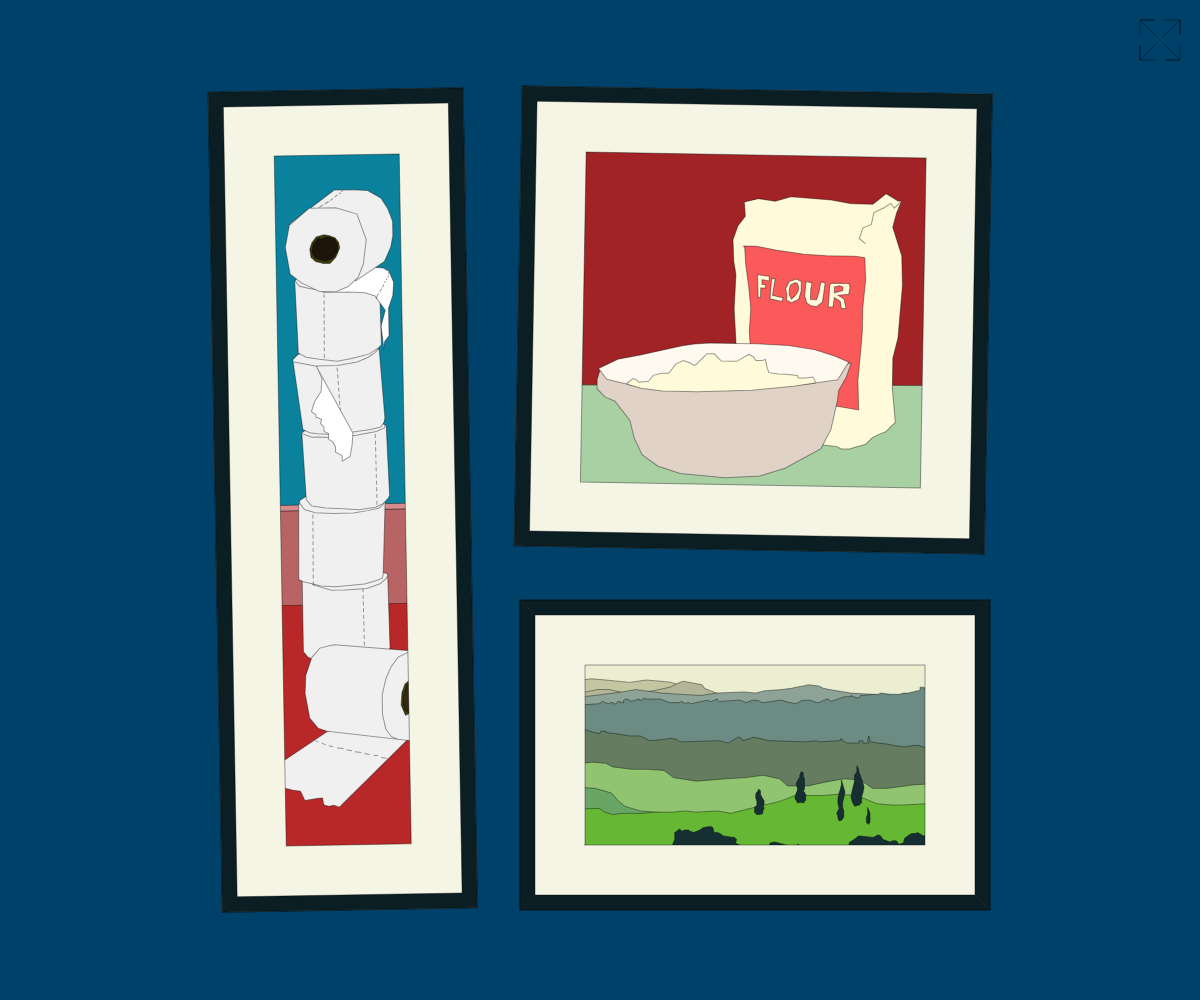
Frame 1 (no input)
Frame 60 (no input): identical to frame 1, image omitted
Frame 120 (the mouse pressed at the canvas centre since frame 60): identical to frame 1, image omitted

The p5.js sketch that drew this single still picture (run headless with seeded random() and noise() and a simulated clock; from frame 60 on, the mouse is pressed at the canvas centre):

// p5.js sketch
// ── sketch.js
//Colours
let lineColour = ([0, 100]);
let buttonColour = ([0, 100]);

let wall = ([0, 65, 105]);

let tr = 255;

let Frame = ([10, 30, 35, tr]);
let paperwhite = ([245, 245, 230]);

let rollwhite = ([240, 240, 240]);

let wallSideTopColour = ([255, 220, 30, tr]);
let wallSideRightColour = ([255, 250, 30, tr]);
let wallSideBottomColour = ([255, 250, 150, tr]);
let wallSideLeftColour = ([255, 140, 30, tr]);

let frontWindowSurroundColour = ([15, 140, 150]);
let frontWindowEdgeColourTop = ([10, 190, 140]);
let frontWindowEdgeColourRight = ([10, 170, 120]);
let frontWindowEdgeColourBottom = ([20, 210, 160]);
let frontWindowEdgeColourLeft = ([10, 180, 130]);

let frontWindowBackColour = ([5, 120, 110]);
let frontWindowTopColour = ([225, 235, 10]);
let frontWindowBottomColour = ([212, 222, 5]);

let frontWindowHighlightColourR;
let frontWindowHighlightColourG;
let frontWindowHighlightColourB;

//Width Centre variable
let hc;
let wc;
let sc;
let scale;
let xscaler;
let yscaler;

let s1 = 0;
let t1 = 0;
let w1 = 0;

//  s = a   t = b   w = c
let sAngle = 1;
let tAngle = -1;
let wAngle = 0;

let coll = 111;
let randomTilt;
let sign = [2, 1, -2, -1];

function setup() {
  createCanvas(windowWidth, windowHeight);
  hc = height / 2;
  wc = width / 2;
  //Smaller dimension
  if (wc < hc) {
    sc = wc;
  } else if (hc < wc) {
    sc = hc;
  } else {
    sc = hc;
  }
  scale = sc / 100
  xscaler = 1;
  yscaler = 1;

  angleMode(DEGREES)

}

function windowResized() {
  resizeCanvas(windowWidth, windowHeight);
  hc = height / 2;
  wc = width / 2;
  //Smaller dimension
  if (wc < hc) {
    sc = wc
  } else if (hc < wc) {
    sc = hc
  } else {
    sc = hc
  }
  scale = sc / 100
}

function draw() {
  background(wall);
  stroke(lineColour);
  strokeWeight(scale / 5);
  randomTilt = random(sign);

  //Sqaure Frame
  //a
  {
    //Scale a
    let a_sx = scale * xscaler;
    let a_sy = scale * yscaler;

    //Position a
    let as_px = 0;
    let as_py = 0;


    //Points >> + or - ((value * scaler) + positioner)

    //Middle0
    //TL
    a1x = wc - ((16 * a_sx) + as_px);
    a1y = hc - ((82 * a_sy) + as_py);
    //TR
    a2x = wc + ((78 * a_sx) + as_px);
    a2y = hc - ((82 * a_sy) + as_py);
    //BR
    a3x = wc + ((78 * a_sx) + as_px);
    a3y = hc + ((10 * a_sy) + as_py);
    //BL
    a4x = wc - ((16 * a_sx) + as_px);
    a4y = hc + ((10 * a_sy) + as_py);

    //circle
    //TL
    a1xC = wc - ((16 * a_sx) + as_px);
    a1yC = hc - ((82 * a_sy) + as_py);
    //TR
    a2xC = wc + ((78 * a_sx) + as_px);
    a2yC = hc - ((82 * a_sy) + as_py);
    //BR
    a3xC = wc + ((78 * a_sx) + as_px);
    a3yC = hc + ((10 * a_sy) + as_py);
    //BL
    a4xC = wc - ((16 * a_sx) + as_px);
    a4yC = hc + ((10 * a_sy) + as_py);


  }
  //aA
  {
    //Scale aA
    let aA_sx = scale * xscaler;
    let aA_sy = scale * yscaler;

    //Position aA
    let aA_px = 0;
    let aA_py = 0;


    //Points >> + or - ((value * scaler) + positioner)

    //Middle0
    if(s1 == 0){
    //TL
    aA1x = wc - ((13 * aA_sx) + aA_px);
    aA1y = hc - ((79 * aA_sy) + aA_py);
    //TR
    aA2x = wc + ((75 * aA_sx) + aA_px);
    aA2y = hc - ((79 * aA_sy) + aA_py);
    //BR
    aA3x = wc + ((75 * aA_sx) + aA_px);
    aA3y = hc + ((7 * aA_sy) + aA_py);
    //BL
    aA4x = wc - ((13 * aA_sx) + aA_px);
    aA4y = hc + ((7 * aA_sy) + aA_py);
    }


  }
  //aB
  {
    //Scale aB
    let aB_sx = scale * xscaler;
    let aB_sy = scale * yscaler;

    //Position aB
    let aB_px = 0;
    let aB_py = 0;


    //Points >> + or - ((value * scaler) + positioner)

    //Middle0
    if(s1 == 0){
    //TL
    aB1x = wc - ((3 * aB_sx) + aB_px);
    aB1y = hc - ((69 * aB_sy) + aB_py);
    //TR
    aB2x = wc + ((65 * aB_sx) + aB_px);
    aB2y = hc - ((69 * aB_sy) + aB_py);
    //BR
    aB3x = wc + ((65 * aB_sx) + aB_px);
    aB3y = hc - ((3 * aB_sy) + aB_py);
    //
    aB4x = wc - ((3 * aB_sx) + aB_px);
    aB4y = hc - ((3 * aB_sy) + aB_py);
    }


  }

  //Tall Frame
  //b
  {
    //Scale b
    let b_sx = scale * xscaler;
    let b_sy = scale * yscaler;

    //Position b
    let b_px = 0;
    let b_py = 0;

    //Points >> + or - ((value * scaler) + positioner)
    b1x = wc - ((78 * b_sx) + b_px);
    b1y = hc - ((82 * b_sy) + b_py);

    b2x = wc - ((27 * b_sx) + b_px);
    b2y = hc - ((82 * b_sy) + b_py);

    b3x = wc - ((27 * b_sx) + b_px);
    b3y = hc + ((82 * b_sy) + b_py);

    b4x = wc - ((78 * b_sx) + b_px);
    b4y = hc + ((82 * b_sy) + b_py);


    //circle
    //tl
    b1xC = wc - ((78 * b_sx) + b_px);
    b1yC = hc - ((82 * b_sy) + b_py);

    b2xC = wc - ((27 * b_sx) + b_px);
    b2yC = hc - ((82 * b_sy) + b_py);

    b3xC = wc - ((27 * b_sx) + b_px);
    b3yC = hc + ((82 * b_sy) + b_py);

    b4xC = wc - ((78 * b_sx) + b_px);
    b4yC = hc + ((82 * b_sy) + b_py);


  }
  //bA
  {
    //Scale bA
    let bA_sx = scale * xscaler;
    let bA_sy = scale * yscaler;

    //Position bA
    let bA_px = 0;
    let bA_py = 0;


    //Points >> + or - ((value * scaler) + positioner)

    //Middle0
    if(t1 == 0){
    //TL
    bA1x = wc - ((75 * bA_sx) + bA_px);
    bA1y = hc - ((79 * bA_sy) + bA_py);

    bA2x = wc - ((30 * bA_sx) + bA_px);
    bA2y = hc - ((79 * bA_sy) + bA_py);

    bA3x = wc - ((30 * bA_sx) + bA_px);
    bA3y = hc + ((79 * bA_sy) + bA_py);

    bA4x = wc - ((75 * bA_sx) + bA_px);
    bA4y = hc + ((79 * bA_sy) + bA_py);
    }


  }
  //bB
  {
    //Scale bB
    let bB_sx = scale * xscaler;
    let bB_sy = scale * yscaler;

    //Position bB
    let bB_px = 0;
    let bB_py = 0;


    //Points >> + or - ((value * scaler) + positioner)

    //Middle0
    if(t1 == 0){
    //TL
    bB1x = wc - ((65 * bB_sx) + bB_px);
    bB1y = hc - ((69 * bB_sy) + bB_py);

    bB2x = wc - ((40 * bB_sx) + bB_px);
    bB2y = hc - ((69 * bB_sy) + bB_py);

    bB3x = wc - ((40 * bB_sx) + bB_px);
    bB3y = hc + ((69 * bB_sy) + bB_py);

    bB4x = wc - ((65 * bB_sx) + bB_px);
    bB4y = hc + ((69 * bB_sy) + bB_py);
    }


  }

  //Wide Frame
  //c
  {
    //Scale c
    let c_sx = scale * xscaler;
    let c_sy = scale * yscaler;

    //Position c
    let c_px = 0;
    let c_py = 0;

    //Points >> + or - ((value * scaler) + positioner)
    c1x = wc - ((16 * c_sx) + c_px);
    c1y = hc + ((20 * c_sy) + c_py);
    //TR
    c2x = wc + ((78 * c_sx) + c_px);
    c2y = hc + ((20 * c_sy) + c_py);
    //BR
    c3x = wc + ((78 * c_sx) + c_px);
    c3y = hc + ((82 * c_sy) + c_py);
    //BL
    c4x = wc - ((16 * c_sx) + c_px);
    c4y = hc + ((82 * c_sy) + c_py);

    //circle
    //tl
    c1xC = wc - ((16 * c_sx) + c_px);
    c1yC = hc + ((20 * c_sy) + c_py);
    //TR
    c2xC = wc + ((78 * c_sx) + c_px);
    c2yC = hc + ((20 * c_sy) + c_py);
    //BR
    c3xC = wc + ((78 * c_sx) + c_px);
    c3yC = hc + ((82 * c_sy) + c_py);
    //BL
    c4xC = wc - ((16 * c_sx) + c_px);
    c4yC = hc + ((82 * c_sy) + c_py);
  }
  //cA
  {
    //Scale cA
    let cA_sx = scale * xscaler;
    let cA_sy = scale * yscaler;

    //Position cA
    let cA_px = 0;
    let cA_py = 0;


    //Points >> + or - ((value * scaler) + positioner)

    //Middle0
    if(w1 == 0){
    //TL
    cA1x = wc - ((13 * cA_sx) + cA_px);
    cA1y = hc + ((23 * cA_sy) + cA_py);
    //TR
    cA2x = wc + ((75 * cA_sx) + cA_px);
    cA2y = hc + ((23 * cA_sy) + cA_py);
    //BR
    cA3x = wc + ((75 * cA_sx) + cA_px);
    cA3y = hc + ((79 * cA_sy) + cA_py);
    //BL
    cA4x = wc - ((13 * cA_sx) + cA_px);
    cA4y = hc + ((79 * cA_sy) + cA_py);
    }


  }
  //cB
  {
    //Scale cB
    let cB_sx = scale * xscaler;
    let cB_sy = scale * yscaler;

    //Position cB
    let cB_px = 0;
    let cB_py = 0;


    //Points >> + or - ((value * scaler) + positioner)

    //Middle0
    if(w1 == 0){
    //TL
    cB1x = wc - ((3 * cB_sx) + cB_px);
    cB1y = hc + ((33 * cB_sy) + cB_py);

    cB2x = wc + ((65 * cB_sx) + cB_px);
    cB2y = hc + ((33 * cB_sy) + cB_py);

    cB3x = wc + ((65 * cB_sx) + cB_px);
    cB3y = hc + ((69 * cB_sy) + cB_py);

    cB4x = wc - ((3 * cB_sx) + cB_px);
    cB4y = hc + ((69 * cB_sy) + cB_py);
    }


  }


  //Square Frame —————————————————————————————————————————————
  push();
  translate((a2xC+((a1xC-a2xC)/2)),(a4yC+((a1yC-a4yC)/2)-(scale*20)));

  push();
  rotate(sAngle)

  push()
  translate(-(a2xC+((a1xC-a2xC)/2)),-(a4yC+((a1yC-a4yC)/2)-(scale*20)));

  //baking
{
fill(200,0);
let baking_x = -scale*20;
let baking_y = -scale*86;
let baking_xScale = scale/4.2;
let baking_yScale = scale/4.2;
beginShape();
  fill(162,35,37);
vertex(wc+(baking_xScale*62)+baking_x,hc+(baking_yScale*60)+baking_y);
vertex(wc+(baking_xScale*382)+baking_x,hc+(baking_yScale*58)+baking_y);
vertex(wc+(baking_xScale*375)+baking_x,hc+(baking_yScale*362)+baking_y);
vertex(wc+(baking_xScale*49)+baking_x,hc+(baking_yScale*367)+baking_y);
endShape(CLOSE);

  fill(168,208,162);
beginShape();
vertex(wc+(baking_xScale*70)+baking_x,hc+(baking_yScale*267)+baking_y);
vertex(wc+(baking_xScale*383)+baking_x,hc+(baking_yScale*262)+baking_y);
vertex(wc+(baking_xScale*380)+baking_x,hc+(baking_yScale*373)+baking_y);
vertex(wc+(baking_xScale*62)+baking_x,hc+(baking_yScale*365)+baking_y);
endShape(CLOSE);

fill(255,250,217);
beginShape();
vertex(wc+(baking_xScale*290)+baking_x,hc+(baking_yScale*317)+baking_y);
vertex(wc+(baking_xScale*297)+baking_x,hc+(baking_yScale*317)+baking_y);
vertex(wc+(baking_xScale*303)+baking_x,hc+(baking_yScale*315)+baking_y);
vertex(wc+(baking_xScale*310)+baking_x,hc+(baking_yScale*313)+baking_y);
vertex(wc+(baking_xScale*316)+baking_x,hc+(baking_yScale*307)+baking_y);
vertex(wc+(baking_xScale*322)+baking_x,hc+(baking_yScale*304)+baking_y);
vertex(wc+(baking_xScale*327)+baking_x,hc+(baking_yScale*302)+baking_y);
vertex(wc+(baking_xScale*330)+baking_x,hc+(baking_yScale*299)+baking_y);
vertex(wc+(baking_xScale*335)+baking_x,hc+(baking_yScale*294)+baking_y);
vertex(wc+(baking_xScale*332)+baking_x,hc+(baking_yScale*265)+baking_y);
vertex(wc+(baking_xScale*332)+baking_x,hc+(baking_yScale*240)+baking_y);
vertex(wc+(baking_xScale*336)+baking_x,hc+(baking_yScale*223)+baking_y);
vertex(wc+(baking_xScale*339)+baking_x,hc+(baking_yScale*179)+baking_y);
vertex(wc+(baking_xScale*338)+baking_x,hc+(baking_yScale*154)+baking_y);
vertex(wc+(baking_xScale*330)+baking_x,hc+(baking_yScale*130)+baking_y);
vertex(wc+(baking_xScale*333)+baking_x,hc+(baking_yScale*118)+baking_y);
vertex(wc+(baking_xScale*337)+baking_x,hc+(baking_yScale*108)+baking_y);
vertex(wc+(baking_xScale*334)+baking_x,hc+(baking_yScale*108)+baking_y);
vertex(wc+(baking_xScale*324)+baking_x,hc+(baking_yScale*102)+baking_y);
vertex(wc+(baking_xScale*313)+baking_x,hc+(baking_yScale*111)+baking_y);
vertex(wc+(baking_xScale*295)+baking_x,hc+(baking_yScale*111)+baking_y);
vertex(wc+(baking_xScale*278)+baking_x,hc+(baking_yScale*108)+baking_y);
vertex(wc+(baking_xScale*244)+baking_x,hc+(baking_yScale*106)+baking_y);
vertex(wc+(baking_xScale*231)+baking_x,hc+(baking_yScale*110)+baking_y);
vertex(wc+(baking_xScale*217)+baking_x,hc+(baking_yScale*108)+baking_y);
vertex(wc+(baking_xScale*205)+baking_x,hc+(baking_yScale*111)+baking_y);
vertex(wc+(baking_xScale*206)+baking_x,hc+(baking_yScale*123)+baking_y);
vertex(wc+(baking_xScale*200)+baking_x,hc+(baking_yScale*131)+baking_y);
vertex(wc+(baking_xScale*196)+baking_x,hc+(baking_yScale*143)+baking_y);
vertex(wc+(baking_xScale*197)+baking_x,hc+(baking_yScale*161)+baking_y);
vertex(wc+(baking_xScale*199)+baking_x,hc+(baking_yScale*172)+baking_y);
vertex(wc+(baking_xScale*198)+baking_x,hc+(baking_yScale*201)+baking_y);
vertex(wc+(baking_xScale*201)+baking_x,hc+(baking_yScale*242)+baking_y);
vertex(wc+(baking_xScale*204)+baking_x,hc+(baking_yScale*280)+baking_y);
vertex(wc+(baking_xScale*204)+baking_x,hc+(baking_yScale*290)+baking_y);
vertex(wc+(baking_xScale*209)+baking_x,hc+(baking_yScale*298)+baking_y);
vertex(wc+(baking_xScale*233)+baking_x,hc+(baking_yScale*305)+baking_y);
vertex(wc+(baking_xScale*250)+baking_x,hc+(baking_yScale*307)+baking_y);
vertex(wc+(baking_xScale*263)+baking_x,hc+(baking_yScale*313)+baking_y);
vertex(wc+(baking_xScale*286)+baking_x,hc+(baking_yScale*315)+baking_y);
endShape(CLOSE);

  fill(250,90,90);
beginShape();
vertex(wc+(baking_xScale*205)+baking_x,hc+(baking_yScale*148)+baking_y);
vertex(wc+(baking_xScale*216)+baking_x,hc+(baking_yScale*148)+baking_y);
vertex(wc+(baking_xScale*233)+baking_x,hc+(baking_yScale*151)+baking_y);
vertex(wc+(baking_xScale*256)+baking_x,hc+(baking_yScale*154)+baking_y);
vertex(wc+(baking_xScale*275)+baking_x,hc+(baking_yScale*155)+baking_y);
vertex(wc+(baking_xScale*299)+baking_x,hc+(baking_yScale*155)+baking_y);
vertex(wc+(baking_xScale*307)+baking_x,hc+(baking_yScale*156)+baking_y);
vertex(wc+(baking_xScale*308)+baking_x,hc+(baking_yScale*175)+baking_y);
vertex(wc+(baking_xScale*306)+baking_x,hc+(baking_yScale*198)+baking_y);
vertex(wc+(baking_xScale*306)+baking_x,hc+(baking_yScale*218)+baking_y);
vertex(wc+(baking_xScale*305)+baking_x,hc+(baking_yScale*233)+baking_y);
vertex(wc+(baking_xScale*303)+baking_x,hc+(baking_yScale*259)+baking_y);
vertex(wc+(baking_xScale*304)+baking_x,hc+(baking_yScale*284)+baking_y);
vertex(wc+(baking_xScale*220)+baking_x,hc+(baking_yScale*271)+baking_y);
vertex(wc+(baking_xScale*213)+baking_x,hc+(baking_yScale*269)+baking_y);
vertex(wc+(baking_xScale*213)+baking_x,hc+(baking_yScale*244)+baking_y);
vertex(wc+(baking_xScale*211)+baking_x,hc+(baking_yScale*219)+baking_y);
vertex(wc+(baking_xScale*212)+baking_x,hc+(baking_yScale*201)+baking_y);
vertex(wc+(baking_xScale*210)+baking_x,hc+(baking_yScale*183)+baking_y);
vertex(wc+(baking_xScale*207)+baking_x,hc+(baking_yScale*163)+baking_y);
vertex(wc+(baking_xScale*206)+baking_x,hc+(baking_yScale*150)+baking_y);
endShape(CLOSE);

fill(225,210,200);
beginShape();
vertex(wc+(baking_xScale*86)+baking_x,hc+(baking_yScale*255)+baking_y);
vertex(wc+(baking_xScale*84)+baking_x,hc+(baking_yScale*262)+baking_y);
vertex(wc+(baking_xScale*84)+baking_x,hc+(baking_yScale*270)+baking_y);
vertex(wc+(baking_xScale*91)+baking_x,hc+(baking_yScale*277)+baking_y);
vertex(wc+(baking_xScale*99)+baking_x,hc+(baking_yScale*280)+baking_y);
vertex(wc+(baking_xScale*112)+baking_x,hc+(baking_yScale*296)+baking_y);
vertex(wc+(baking_xScale*116)+baking_x,hc+(baking_yScale*311)+baking_y);
vertex(wc+(baking_xScale*123)+baking_x,hc+(baking_yScale*325)+baking_y);
vertex(wc+(baking_xScale*136)+baking_x,hc+(baking_yScale*334)+baking_y);
vertex(wc+(baking_xScale*155)+baking_x,hc+(baking_yScale*340)+baking_y);
vertex(wc+(baking_xScale*193)+baking_x,hc+(baking_yScale*343)+baking_y);
vertex(wc+(baking_xScale*222)+baking_x,hc+(baking_yScale*341)+baking_y);
vertex(wc+(baking_xScale*243)+baking_x,hc+(baking_yScale*334)+baking_y);
vertex(wc+(baking_xScale*273)+baking_x,hc+(baking_yScale*317)+baking_y);
vertex(wc+(baking_xScale*281)+baking_x,hc+(baking_yScale*301)+baking_y);
vertex(wc+(baking_xScale*286)+baking_x,hc+(baking_yScale*277)+baking_y);
vertex(wc+(baking_xScale*287)+baking_x,hc+(baking_yScale*268)+baking_y);
vertex(wc+(baking_xScale*293)+baking_x,hc+(baking_yScale*257)+baking_y);
vertex(wc+(baking_xScale*297)+baking_x,hc+(baking_yScale*245)+baking_y);
endShape(CLOSE);

fill(255,250,240);
beginShape();
vertex(wc+(baking_xScale*165)+baking_x,hc+(baking_yScale*231)+baking_y);
vertex(wc+(baking_xScale*178)+baking_x,hc+(baking_yScale*230)+baking_y);
vertex(wc+(baking_xScale*200)+baking_x,hc+(baking_yScale*230)+baking_y);
vertex(wc+(baking_xScale*217)+baking_x,hc+(baking_yScale*230)+baking_y);
vertex(wc+(baking_xScale*244)+baking_x,hc+(baking_yScale*231)+baking_y);
vertex(wc+(baking_xScale*266)+baking_x,hc+(baking_yScale*234)+baking_y);
vertex(wc+(baking_xScale*283)+baking_x,hc+(baking_yScale*239)+baking_y);
vertex(wc+(baking_xScale*295)+baking_x,hc+(baking_yScale*244)+baking_y);
vertex(wc+(baking_xScale*286)+baking_x,hc+(baking_yScale*259)+baking_y);
vertex(wc+(baking_xScale*261)+baking_x,hc+(baking_yScale*263)+baking_y);
vertex(wc+(baking_xScale*202)+baking_x,hc+(baking_yScale*269)+baking_y);
vertex(wc+(baking_xScale*161)+baking_x,hc+(baking_yScale*270)+baking_y);
vertex(wc+(baking_xScale*115)+baking_x,hc+(baking_yScale*267)+baking_y);
vertex(wc+(baking_xScale*92)+baking_x,hc+(baking_yScale*262)+baking_y);
vertex(wc+(baking_xScale*85)+baking_x,hc+(baking_yScale*253)+baking_y);
vertex(wc+(baking_xScale*101)+baking_x,hc+(baking_yScale*245)+baking_y);
vertex(wc+(baking_xScale*120)+baking_x,hc+(baking_yScale*241)+baking_y);
vertex(wc+(baking_xScale*154)+baking_x,hc+(baking_yScale*233)+baking_y);
endShape(CLOSE);
beginShape();


fill(255,250,217);
  beginShape();
vertex(wc+(baking_xScale*109)+baking_x,hc+(baking_yScale*265)+baking_y);
vertex(wc+(baking_xScale*114)+baking_x,hc+(baking_yScale*261)+baking_y);
vertex(wc+(baking_xScale*117)+baking_x,hc+(baking_yScale*262)+baking_y);
vertex(wc+(baking_xScale*119)+baking_x,hc+(baking_yScale*264)+baking_y);
vertex(wc+(baking_xScale*127)+baking_x,hc+(baking_yScale*263)+baking_y);
vertex(wc+(baking_xScale*131)+baking_x,hc+(baking_yScale*258)+baking_y);
vertex(wc+(baking_xScale*138)+baking_x,hc+(baking_yScale*256)+baking_y);
vertex(wc+(baking_xScale*144)+baking_x,hc+(baking_yScale*256)+baking_y);
vertex(wc+(baking_xScale*150)+baking_x,hc+(baking_yScale*248)+baking_y);
vertex(wc+(baking_xScale*156)+baking_x,hc+(baking_yScale*245)+baking_y);
vertex(wc+(baking_xScale*162)+baking_x,hc+(baking_yScale*247)+baking_y);
vertex(wc+(baking_xScale*165)+baking_x,hc+(baking_yScale*249)+baking_y);
vertex(wc+(baking_xScale*167)+baking_x,hc+(baking_yScale*248)+baking_y);
vertex(wc+(baking_xScale*173)+baking_x,hc+(baking_yScale*242)+baking_y);
vertex(wc+(baking_xScale*176)+baking_x,hc+(baking_yScale*239)+baking_y);
vertex(wc+(baking_xScale*182)+baking_x,hc+(baking_yScale*239)+baking_y);
vertex(wc+(baking_xScale*188)+baking_x,hc+(baking_yScale*245)+baking_y);
vertex(wc+(baking_xScale*201)+baking_x,hc+(baking_yScale*245)+baking_y);
vertex(wc+(baking_xScale*211)+baking_x,hc+(baking_yScale*239)+baking_y);
vertex(wc+(baking_xScale*215)+baking_x,hc+(baking_yScale*241)+baking_y);
vertex(wc+(baking_xScale*217)+baking_x,hc+(baking_yScale*244)+baking_y);
vertex(wc+(baking_xScale*222)+baking_x,hc+(baking_yScale*244)+baking_y);
vertex(wc+(baking_xScale*225)+baking_x,hc+(baking_yScale*243)+baking_y);
vertex(wc+(baking_xScale*226)+baking_x,hc+(baking_yScale*248)+baking_y);
vertex(wc+(baking_xScale*228)+baking_x,hc+(baking_yScale*254)+baking_y);
vertex(wc+(baking_xScale*236)+baking_x,hc+(baking_yScale*255)+baking_y);
vertex(wc+(baking_xScale*243)+baking_x,hc+(baking_yScale*255)+baking_y);
vertex(wc+(baking_xScale*252)+baking_x,hc+(baking_yScale*256)+baking_y);
vertex(wc+(baking_xScale*253)+baking_x,hc+(baking_yScale*258)+baking_y);
vertex(wc+(baking_xScale*259)+baking_x,hc+(baking_yScale*258)+baking_y);
vertex(wc+(baking_xScale*265)+baking_x,hc+(baking_yScale*257)+baking_y);
vertex(wc+(baking_xScale*267)+baking_x,hc+(baking_yScale*260)+baking_y);
vertex(wc+(baking_xScale*267)+baking_x,hc+(baking_yScale*262)+baking_y);
vertex(wc+(baking_xScale*249)+baking_x,hc+(baking_yScale*265)+baking_y);
vertex(wc+(baking_xScale*214)+baking_x,hc+(baking_yScale*269)+baking_y);
vertex(wc+(baking_xScale*168)+baking_x,hc+(baking_yScale*271)+baking_y);
vertex(wc+(baking_xScale*139)+baking_x,hc+(baking_yScale*271)+baking_y);
vertex(wc+(baking_xScale*121)+baking_x,hc+(baking_yScale*269)+baking_y);
vertex(wc+(baking_xScale*110)+baking_x,hc+(baking_yScale*266)+baking_y);
endShape(CLOSE);

    fill(255,250,217);
beginShape();
vertex(wc+(baking_xScale*218)+baking_x,hc+(baking_yScale*191)+baking_y);
vertex(wc+(baking_xScale*217)+baking_x,hc+(baking_yScale*172)+baking_y);
vertex(wc+(baking_xScale*227)+baking_x,hc+(baking_yScale*173)+baking_y);
vertex(wc+(baking_xScale*227)+baking_x,hc+(baking_yScale*177)+baking_y);
vertex(wc+(baking_xScale*221)+baking_x,hc+(baking_yScale*176)+baking_y);
vertex(wc+(baking_xScale*221)+baking_x,hc+(baking_yScale*180)+baking_y);
vertex(wc+(baking_xScale*224)+baking_x,hc+(baking_yScale*180)+baking_y);
vertex(wc+(baking_xScale*224)+baking_x,hc+(baking_yScale*183)+baking_y);
vertex(wc+(baking_xScale*220)+baking_x,hc+(baking_yScale*183)+baking_y);
vertex(wc+(baking_xScale*220)+baking_x,hc+(baking_yScale*188)+baking_y);
vertex(wc+(baking_xScale*220)+baking_x,hc+(baking_yScale*191)+baking_y);
vertex(wc+(baking_xScale*218)+baking_x,hc+(baking_yScale*191)+baking_y);
endShape(CLOSE);

beginShape();
vertex(wc+(baking_xScale*229)+baking_x,hc+(baking_yScale*175)+baking_y);
vertex(wc+(baking_xScale*228)+baking_x,hc+(baking_yScale*192)+baking_y);
vertex(wc+(baking_xScale*238)+baking_x,hc+(baking_yScale*194)+baking_y);
vertex(wc+(baking_xScale*239)+baking_x,hc+(baking_yScale*191)+baking_y);
vertex(wc+(baking_xScale*230)+baking_x,hc+(baking_yScale*189)+baking_y);
vertex(wc+(baking_xScale*232)+baking_x,hc+(baking_yScale*175)+baking_y);
endShape(CLOSE);

beginShape();
vertex(wc+(baking_xScale*244)+baking_x,hc+(baking_yScale*177)+baking_y);
vertex(wc+(baking_xScale*241)+baking_x,hc+(baking_yScale*183)+baking_y);
vertex(wc+(baking_xScale*242)+baking_x,hc+(baking_yScale*188)+baking_y);
vertex(wc+(baking_xScale*242)+baking_x,hc+(baking_yScale*193)+baking_y);
vertex(wc+(baking_xScale*246)+baking_x,hc+(baking_yScale*195)+baking_y);
vertex(wc+(baking_xScale*252)+baking_x,hc+(baking_yScale*192)+baking_y);
vertex(wc+(baking_xScale*254)+baking_x,hc+(baking_yScale*185)+baking_y);
vertex(wc+(baking_xScale*254)+baking_x,hc+(baking_yScale*177)+baking_y);
vertex(wc+(baking_xScale*250)+baking_x,hc+(baking_yScale*175)+baking_y);
vertex(wc+(baking_xScale*247)+baking_x,hc+(baking_yScale*176)+baking_y);
beginContour();
vertex(wc+(baking_xScale*249)+baking_x,hc+(baking_yScale*178)+baking_y);
vertex(wc+(baking_xScale*251)+baking_x,hc+(baking_yScale*179)+baking_y);
vertex(wc+(baking_xScale*252)+baking_x,hc+(baking_yScale*183)+baking_y);
vertex(wc+(baking_xScale*251)+baking_x,hc+(baking_yScale*186)+baking_y);
vertex(wc+(baking_xScale*249)+baking_x,hc+(baking_yScale*189)+baking_y);
vertex(wc+(baking_xScale*246)+baking_x,hc+(baking_yScale*192)+baking_y);
vertex(wc+(baking_xScale*244)+baking_x,hc+(baking_yScale*188)+baking_y);
vertex(wc+(baking_xScale*244)+baking_x,hc+(baking_yScale*184)+baking_y);
vertex(wc+(baking_xScale*245)+baking_x,hc+(baking_yScale*180)+baking_y);
endContour()
endShape(CLOSE);

beginShape();
vertex(wc+(baking_xScale*258)+baking_x,hc+(baking_yScale*177)+baking_y);
vertex(wc+(baking_xScale*257)+baking_x,hc+(baking_yScale*189)+baking_y);
vertex(wc+(baking_xScale*259)+baking_x,hc+(baking_yScale*195)+baking_y);
vertex(wc+(baking_xScale*262)+baking_x,hc+(baking_yScale*197)+baking_y);
vertex(wc+(baking_xScale*267)+baking_x,hc+(baking_yScale*198)+baking_y);
vertex(wc+(baking_xScale*272)+baking_x,hc+(baking_yScale*194)+baking_y);
vertex(wc+(baking_xScale*273)+baking_x,hc+(baking_yScale*187)+baking_y);
vertex(wc+(baking_xScale*274)+baking_x,hc+(baking_yScale*178)+baking_y);
vertex(wc+(baking_xScale*271)+baking_x,hc+(baking_yScale*177)+baking_y);
vertex(wc+(baking_xScale*270)+baking_x,hc+(baking_yScale*179)+baking_y);
vertex(wc+(baking_xScale*269)+baking_x,hc+(baking_yScale*186)+baking_y);
vertex(wc+(baking_xScale*267)+baking_x,hc+(baking_yScale*192)+baking_y);
vertex(wc+(baking_xScale*262)+baking_x,hc+(baking_yScale*192)+baking_y);
vertex(wc+(baking_xScale*262)+baking_x,hc+(baking_yScale*184)+baking_y);
vertex(wc+(baking_xScale*263)+baking_x,hc+(baking_yScale*178)+baking_y);
endShape(CLOSE);

beginShape();
vertex(wc+(baking_xScale*278)+baking_x,hc+(baking_yScale*179)+baking_y);
vertex(wc+(baking_xScale*277)+baking_x,hc+(baking_yScale*198)+baking_y);
vertex(wc+(baking_xScale*281)+baking_x,hc+(baking_yScale*198)+baking_y);
vertex(wc+(baking_xScale*282)+baking_x,hc+(baking_yScale*190)+baking_y);
vertex(wc+(baking_xScale*287)+baking_x,hc+(baking_yScale*193)+baking_y);
vertex(wc+(baking_xScale*288)+baking_x,hc+(baking_yScale*199)+baking_y);
vertex(wc+(baking_xScale*292)+baking_x,hc+(baking_yScale*199)+baking_y);
vertex(wc+(baking_xScale*290)+baking_x,hc+(baking_yScale*191)+baking_y);
vertex(wc+(baking_xScale*285)+baking_x,hc+(baking_yScale*188)+baking_y);
vertex(wc+(baking_xScale*294)+baking_x,hc+(baking_yScale*187)+baking_y);
vertex(wc+(baking_xScale*295)+baking_x,hc+(baking_yScale*181)+baking_y);
vertex(wc+(baking_xScale*294)+baking_x,hc+(baking_yScale*178)+baking_y);
vertex(wc+(baking_xScale*280)+baking_x,hc+(baking_yScale*178)+baking_y);
beginContour();
vertex(wc+(baking_xScale*286)+baking_x,hc+(baking_yScale*180)+baking_y);
vertex(wc+(baking_xScale*289)+baking_x,hc+(baking_yScale*181)+baking_y);
vertex(wc+(baking_xScale*289)+baking_x,hc+(baking_yScale*182)+baking_y);
vertex(wc+(baking_xScale*289)+baking_x,hc+(baking_yScale*184)+baking_y);
vertex(wc+(baking_xScale*282)+baking_x,hc+(baking_yScale*186)+baking_y);
vertex(wc+(baking_xScale*282)+baking_x,hc+(baking_yScale*181)+baking_y);
endContour();
endShape(CLOSE);

fill(0,0);
beginShape();
vertex(wc+(baking_xScale*307)+baking_x,hc+(baking_yScale*144)+baking_y);
vertex(wc+(baking_xScale*302)+baking_x,hc+(baking_yScale*140)+baking_y);
vertex(wc+(baking_xScale*305)+baking_x,hc+(baking_yScale*131)+baking_y);
vertex(wc+(baking_xScale*312)+baking_x,hc+(baking_yScale*128)+baking_y);
vertex(wc+(baking_xScale*314)+baking_x,hc+(baking_yScale*118)+baking_y);
vertex(wc+(baking_xScale*322)+baking_x,hc+(baking_yScale*114)+baking_y);
vertex(wc+(baking_xScale*328)+baking_x,hc+(baking_yScale*110)+baking_y);
vertex(wc+(baking_xScale*331)+baking_x,hc+(baking_yScale*114)+baking_y);
vertex(wc+(baking_xScale*336)+baking_x,hc+(baking_yScale*109)+baking_y);
endShape();


//ENDbaking
}


  //Square Frame   a
  {
    //Stlying Wall
    fill(paperwhite);
    stroke(lineColour);

    //Draw Wall
    beginShape();
    vertex(a1x, a1y);
    vertex(a2x, a2y);
    vertex(a3x, a3y);
    vertex(a4x, a4y);
    beginContour();
    vertex(aB4x, aB4y);
    vertex(aB3x, aB3y);
    vertex(aB2x, aB2y);
    vertex(aB1x, aB1y);
    endContour();
    endShape(CLOSE);
  }

  //Square Frame   aA
  {
    //Stlying
    fill(Frame);
    stroke(lineColour);

    //T
    beginShape();
    vertex(a1x, a1y);
    vertex(a2x, a2y);
    vertex(aA2x, aA2y);
    vertex(aA1x, aA1y);
    endShape(CLOSE);
    //R
    beginShape();
    vertex(a2x, a2y);
    vertex(a3x, a3y);
    vertex(aA3x, aA3y);
    vertex(aA2x, aA2y);
    endShape(CLOSE);
    //B
    beginShape();
    vertex(a3x, a3y);
    vertex(a4x, a4y);
    vertex(aA4x, aA4y);
    vertex(aA3x, aA3y);
    endShape(CLOSE);
    //L
    beginShape();
    vertex(a4x, a4y);
    vertex(a1x, a1y);
    vertex(aA1x, aA1y);
    vertex(aA4x, aA4y);
    endShape(CLOSE);
  }
  pop();

  pop();

  pop();

  //Tall Frame ———————————————————————————————————————————————
  push();
  translate((b2xC+((b1xC-b2xC)/2)),(b4yC+((b1yC-b4yC)/2)-(scale*60)));

  push();
  rotate(tAngle)

  push()
  translate(-(b2xC+((b1xC-b2xC)/2)),-(b4yC+((b1yC-b4yC)/2)-(scale*60)));

  push();

   //loorolls
  {

//bckdrp
{
fill(10,130,157);
let bckdrp_x = -scale*80;
let bckdrp_y = -scale*80;
let bckdrp_xScale = scale/4.5;
let bckdrp_yScale = scale/4.5;
beginShape();
vertex(wc+(bckdrp_xScale*39)+bckdrp_x,hc+(bckdrp_yScale*701)+bckdrp_y);
vertex(wc+(bckdrp_xScale*213)+bckdrp_x,hc+(bckdrp_yScale*702)+bckdrp_y);
vertex(wc+(bckdrp_xScale*214)+bckdrp_x,hc+(bckdrp_yScale*37)+bckdrp_y);
vertex(wc+(bckdrp_xScale*38)+bckdrp_x,hc+(bckdrp_yScale*40)+bckdrp_y);
endShape(CLOSE);

fill(185, 40, 40);
beginShape();
vertex(wc+(bckdrp_xScale*194)+bckdrp_x,hc+(bckdrp_yScale*370)+bckdrp_y);
vertex(wc+(bckdrp_xScale*197)+bckdrp_x,hc+(bckdrp_yScale*677)+bckdrp_y);
vertex(wc+(bckdrp_xScale*58)+bckdrp_x,hc+(bckdrp_yScale*677)+bckdrp_y);
vertex(wc+(bckdrp_xScale*52)+bckdrp_x,hc+(bckdrp_yScale*370)+bckdrp_y);
endShape(CLOSE);

  fill(185, 100, 100);
beginShape();
vertex(wc+(bckdrp_xScale*194)+bckdrp_x,hc+(bckdrp_yScale*369)+bckdrp_y);
vertex(wc+(bckdrp_xScale*197)+bckdrp_x,hc+(bckdrp_yScale*454)+bckdrp_y);
vertex(wc+(bckdrp_xScale*58)+bckdrp_x,hc+(bckdrp_yScale*454)+bckdrp_y);
vertex(wc+(bckdrp_xScale*52)+bckdrp_x,hc+(bckdrp_yScale*369)+bckdrp_y);
endShape(CLOSE);

  fill(215, 140, 140);
beginShape();
vertex(wc+(bckdrp_xScale*194)+bckdrp_x,hc+(bckdrp_yScale*364)+bckdrp_y);
vertex(wc+(bckdrp_xScale*197)+bckdrp_x,hc+(bckdrp_yScale*369)+bckdrp_y);
vertex(wc+(bckdrp_xScale*58)+bckdrp_x,hc+(bckdrp_yScale*369)+bckdrp_y);
vertex(wc+(bckdrp_xScale*52)+bckdrp_x,hc+(bckdrp_yScale*364)+bckdrp_y);
endShape(CLOSE);
//ENDbckdrp
}

//roll1
{
fill(rollwhite);
let roll1_x = -scale*80;
let roll1_y = -scale*112;
let roll1_xScale = scale/4.5;
let roll1_yScale = scale/4.5;
beginShape();
vertex(wc+(roll1_xScale*163)+roll1_x,hc+(roll1_yScale*571)+roll1_y);
vertex(wc+(roll1_xScale*164)+roll1_x,hc+(roll1_yScale*638)+roll1_y);
vertex(wc+(roll1_xScale*158)+roll1_x,hc+(roll1_yScale*645)+roll1_y);
vertex(wc+(roll1_xScale*147)+roll1_x,hc+(roll1_yScale*648)+roll1_y);
vertex(wc+(roll1_xScale*129)+roll1_x,hc+(roll1_yScale*652)+roll1_y);
vertex(wc+(roll1_xScale*112)+roll1_x,hc+(roll1_yScale*651)+roll1_y);
vertex(wc+(roll1_xScale*99)+roll1_x,hc+(roll1_yScale*649)+roll1_y);
vertex(wc+(roll1_xScale*90)+roll1_x,hc+(roll1_yScale*645)+roll1_y);
vertex(wc+(roll1_xScale*86)+roll1_x,hc+(roll1_yScale*640)+roll1_y);
vertex(wc+(roll1_xScale*86)+roll1_x,hc+(roll1_yScale*637)+roll1_y);
vertex(wc+(roll1_xScale*86)+roll1_x,hc+(roll1_yScale*570)+roll1_y);
vertex(wc+(roll1_xScale*101)+roll1_x,hc+(roll1_yScale*568)+roll1_y);
vertex(wc+(roll1_xScale*121)+roll1_x,hc+(roll1_yScale*567)+roll1_y);
vertex(wc+(roll1_xScale*144)+roll1_x,hc+(roll1_yScale*567)+roll1_y);
endShape(CLOSE);


//ENDroll1
}



//line1
{
fill("#ffffff");
let line1_x = -scale*80;
let line1_y = -scale*112;
let line1_xScale = scale/4.5;
let line1_yScale = scale/4.5;
beginShape();
vertex(wc+(line1_xScale*141)+line1_x,hc+(line1_yScale*647)+line1_y);
vertex(wc+(line1_xScale*141)+line1_x,hc+(line1_yScale*644)+line1_y);
endShape();

beginShape();
vertex(wc+(line1_xScale*141)+line1_x,hc+(line1_yScale*641)+line1_y);
vertex(wc+(line1_xScale*141)+line1_x,hc+(line1_yScale*638)+line1_y);
endShape();

beginShape();
vertex(wc+(line1_xScale*141)+line1_x,hc+(line1_yScale*635)+line1_y);
vertex(wc+(line1_xScale*141)+line1_x,hc+(line1_yScale*632)+line1_y);
endShape();

beginShape();
vertex(wc+(line1_xScale*141)+line1_x,hc+(line1_yScale*629)+line1_y);
vertex(wc+(line1_xScale*140.9)+line1_x,hc+(line1_yScale*626)+line1_y);
endShape();

beginShape();
vertex(wc+(line1_xScale*140.9)+line1_x,hc+(line1_yScale*623)+line1_y);
vertex(wc+(line1_xScale*140.8)+line1_x,hc+(line1_yScale*620)+line1_y);
endShape();

beginShape();
vertex(wc+(line1_xScale*140.8)+line1_x,hc+(line1_yScale*617)+line1_y);
vertex(wc+(line1_xScale*140.8)+line1_x,hc+(line1_yScale*614)+line1_y);
endShape();

beginShape();
vertex(wc+(line1_xScale*140.8)+line1_x,hc+(line1_yScale*611)+line1_y);
vertex(wc+(line1_xScale*140.7)+line1_x,hc+(line1_yScale*608)+line1_y);
endShape();

beginShape();
vertex(wc+(line1_xScale*140.7)+line1_x,hc+(line1_yScale*605)+line1_y);
vertex(wc+(line1_xScale*140.7)+line1_x,hc+(line1_yScale*602)+line1_y);
endShape();

beginShape();
vertex(wc+(line1_xScale*140.7)+line1_x,hc+(line1_yScale*599)+line1_y);
vertex(wc+(line1_xScale*140.6)+line1_x,hc+(line1_yScale*596)+line1_y);
endShape();

beginShape();
vertex(wc+(line1_xScale*140.6)+line1_x,hc+(line1_yScale*593)+line1_y);
vertex(wc+(line1_xScale*140.6)+line1_x,hc+(line1_yScale*590)+line1_y);
endShape();

beginShape();
vertex(wc+(line1_xScale*140.6)+line1_x,hc+(line1_yScale*587)+line1_y);
vertex(wc+(line1_xScale*140.5)+line1_x,hc+(line1_yScale*584)+line1_y);
endShape();
//ENDline1
}
//roll10
{
fill(rollwhite);
let roll10_x = -scale*80;
let roll10_y = -scale*112;
let roll10_xScale = scale/4.5;
let roll10_yScale = scale/4.5;
beginShape();
vertex(wc+(roll10_xScale*163)+roll10_x,hc+(roll10_yScale*572)+roll10_y);
vertex(wc+(roll10_xScale*162)+roll10_x,hc+(roll10_yScale*575)+roll10_y);
vertex(wc+(roll10_xScale*156)+roll10_x,hc+(roll10_yScale*580)+roll10_y);
vertex(wc+(roll10_xScale*144)+roll10_x,hc+(roll10_yScale*584)+roll10_y);
vertex(wc+(roll10_xScale*124)+roll10_x,hc+(roll10_yScale*585)+roll10_y);
vertex(wc+(roll10_xScale*112)+roll10_x,hc+(roll10_yScale*585)+roll10_y);
vertex(wc+(roll10_xScale*96)+roll10_x,hc+(roll10_yScale*580)+roll10_y);
vertex(wc+(roll10_xScale*93)+roll10_x,hc+(roll10_yScale*576)+roll10_y);
endShape();
//ENDroll10
}

//roll2
{
fill(rollwhite);
let roll2_x = -scale*80;
let roll2_y = -scale*112;
let roll2_xScale = scale/4.5;
let roll2_yScale = scale/4.5;
beginShape();
vertex(wc+(roll2_xScale*159)+roll2_x,hc+(roll2_yScale*572)+roll2_y);
vertex(wc+(roll2_xScale*158)+roll2_x,hc+(roll2_yScale*575)+roll2_y);
vertex(wc+(roll2_xScale*153)+roll2_x,hc+(roll2_yScale*577)+roll2_y);
vertex(wc+(roll2_xScale*142)+roll2_x,hc+(roll2_yScale*580)+roll2_y);
vertex(wc+(roll2_xScale*128)+roll2_x,hc+(roll2_yScale*581)+roll2_y);
vertex(wc+(roll2_xScale*116)+roll2_x,hc+(roll2_yScale*582)+roll2_y);
vertex(wc+(roll2_xScale*103)+roll2_x,hc+(roll2_yScale*581)+roll2_y);
vertex(wc+(roll2_xScale*91)+roll2_x,hc+(roll2_yScale*578)+roll2_y);
vertex(wc+(roll2_xScale*87)+roll2_x,hc+(roll2_yScale*577)+roll2_y);
vertex(wc+(roll2_xScale*83)+roll2_x,hc+(roll2_yScale*575)+roll2_y);
vertex(wc+(roll2_xScale*83)+roll2_x,hc+(roll2_yScale*571)+roll2_y);
vertex(wc+(roll2_xScale*84)+roll2_x,hc+(roll2_yScale*509)+roll2_y);
vertex(wc+(roll2_xScale*85)+roll2_x,hc+(roll2_yScale*504)+roll2_y);
vertex(wc+(roll2_xScale*91)+roll2_x,hc+(roll2_yScale*500)+roll2_y);
vertex(wc+(roll2_xScale*101)+roll2_x,hc+(roll2_yScale*498)+roll2_y);
vertex(wc+(roll2_xScale*118)+roll2_x,hc+(roll2_yScale*497)+roll2_y);
vertex(wc+(roll2_xScale*139)+roll2_x,hc+(roll2_yScale*498)+roll2_y);
vertex(wc+(roll2_xScale*154)+roll2_x,hc+(roll2_yScale*500)+roll2_y);
vertex(wc+(roll2_xScale*162)+roll2_x,hc+(roll2_yScale*503)+roll2_y);
vertex(wc+(roll2_xScale*159)+roll2_x,hc+(roll2_yScale*571)+roll2_y);
endShape(CLOSE);
//ENDroll2
}
//line2
{
push();
translate(scale*-10,scale*-14.9)
fill("#ffffff");
let line1_x = -scale*80;
let line1_y = -scale*112;
let line1_xScale = scale/4.5;
let line1_yScale = scale/4.5;
beginShape();
vertex(wc+(line1_xScale*141)+line1_x,hc+(line1_yScale*647)+line1_y);
vertex(wc+(line1_xScale*141)+line1_x,hc+(line1_yScale*644)+line1_y);
endShape();

beginShape();
vertex(wc+(line1_xScale*141)+line1_x,hc+(line1_yScale*641)+line1_y);
vertex(wc+(line1_xScale*141)+line1_x,hc+(line1_yScale*638)+line1_y);
endShape();

beginShape();
vertex(wc+(line1_xScale*141.1)+line1_x,hc+(line1_yScale*635)+line1_y);
vertex(wc+(line1_xScale*141.1)+line1_x,hc+(line1_yScale*632)+line1_y);
endShape();

beginShape();
vertex(wc+(line1_xScale*141.1)+line1_x,hc+(line1_yScale*629)+line1_y);
vertex(wc+(line1_xScale*141.2)+line1_x,hc+(line1_yScale*626)+line1_y);
endShape();

beginShape();
vertex(wc+(line1_xScale*141.2)+line1_x,hc+(line1_yScale*623)+line1_y);
vertex(wc+(line1_xScale*141.2)+line1_x,hc+(line1_yScale*620)+line1_y);
endShape();

beginShape();
vertex(wc+(line1_xScale*141.3)+line1_x,hc+(line1_yScale*617)+line1_y);
vertex(wc+(line1_xScale*141.3)+line1_x,hc+(line1_yScale*614)+line1_y);
endShape();

beginShape();
vertex(wc+(line1_xScale*141.3)+line1_x,hc+(line1_yScale*611)+line1_y);
vertex(wc+(line1_xScale*141.4)+line1_x,hc+(line1_yScale*608)+line1_y);
endShape();

beginShape();
vertex(wc+(line1_xScale*141.4)+line1_x,hc+(line1_yScale*605)+line1_y);
vertex(wc+(line1_xScale*141.4)+line1_x,hc+(line1_yScale*602)+line1_y);
endShape();

beginShape();
vertex(wc+(line1_xScale*141.5)+line1_x,hc+(line1_yScale*599)+line1_y);
vertex(wc+(line1_xScale*141.5)+line1_x,hc+(line1_yScale*596)+line1_y);
endShape();

beginShape();
vertex(wc+(line1_xScale*141.6)+line1_x,hc+(line1_yScale*593)+line1_y);
vertex(wc+(line1_xScale*141.6)+line1_x,hc+(line1_yScale*590)+line1_y);
endShape();

beginShape();
vertex(wc+(line1_xScale*141.6)+line1_x,hc+(line1_yScale*587)+line1_y);
vertex(wc+(line1_xScale*141.7)+line1_x,hc+(line1_yScale*584)+line1_y);
endShape();
//ENDline1

pop();
}
//roll9
{
fill(rollwhite);
let roll9_x = -scale*80;
let roll9_y = -scale*112;
let roll9_xScale = scale/4.5;
let roll9_yScale = scale/4.5;
beginShape();
vertex(wc+(roll9_xScale*85)+roll9_x,hc+(roll9_yScale*506)+roll9_y);
vertex(wc+(roll9_xScale*89)+roll9_x,hc+(roll9_yScale*512)+roll9_y);
vertex(wc+(roll9_xScale*99)+roll9_x,hc+(roll9_yScale*515)+roll9_y);
vertex(wc+(roll9_xScale*115)+roll9_x,hc+(roll9_yScale*516)+roll9_y);
vertex(wc+(roll9_xScale*133)+roll9_x,hc+(roll9_yScale*516)+roll9_y);
vertex(wc+(roll9_xScale*146)+roll9_x,hc+(roll9_yScale*514)+roll9_y);
vertex(wc+(roll9_xScale*156)+roll9_x,hc+(roll9_yScale*512)+roll9_y);
vertex(wc+(roll9_xScale*160)+roll9_x,hc+(roll9_yScale*509)+roll9_y);
vertex(wc+(roll9_xScale*162)+roll9_x,hc+(roll9_yScale*504)+roll9_y);
endShape();
//ENDroll9
}

//roll3
{
fill(rollwhite);
let roll3_x = -scale*80;
let roll3_y = -scale*112;
let roll3_xScale = scale/4.5;
let roll3_yScale = scale/4.5;
beginShape();
vertex(wc+(roll3_xScale*96)+roll3_x,hc+(roll3_yScale*509)+roll3_y);
vertex(wc+(roll3_xScale*108)+roll3_x,hc+(roll3_yScale*511)+roll3_y);
vertex(wc+(roll3_xScale*124)+roll3_x,hc+(roll3_yScale*512)+roll3_y);
vertex(wc+(roll3_xScale*138)+roll3_x,hc+(roll3_yScale*513)+roll3_y);
vertex(wc+(roll3_xScale*153)+roll3_x,hc+(roll3_yScale*511)+roll3_y);
vertex(wc+(roll3_xScale*160)+roll3_x,hc+(roll3_yScale*508)+roll3_y);
vertex(wc+(roll3_xScale*164)+roll3_x,hc+(roll3_yScale*504)+roll3_y);
vertex(wc+(roll3_xScale*166)+roll3_x,hc+(roll3_yScale*501)+roll3_y);
vertex(wc+(roll3_xScale*164)+roll3_x,hc+(roll3_yScale*438)+roll3_y);
vertex(wc+(roll3_xScale*158)+roll3_x,hc+(roll3_yScale*434)+roll3_y);
vertex(wc+(roll3_xScale*150)+roll3_x,hc+(roll3_yScale*433)+roll3_y);
vertex(wc+(roll3_xScale*134)+roll3_x,hc+(roll3_yScale*433)+roll3_y);
vertex(wc+(roll3_xScale*115)+roll3_x,hc+(roll3_yScale*433)+roll3_y);
vertex(wc+(roll3_xScale*95)+roll3_x,hc+(roll3_yScale*438)+roll3_y);
vertex(wc+(roll3_xScale*88)+roll3_x,hc+(roll3_yScale*443)+roll3_y);
vertex(wc+(roll3_xScale*91)+roll3_x,hc+(roll3_yScale*503)+roll3_y);
vertex(wc+(roll3_xScale*94)+roll3_x,hc+(roll3_yScale*507)+roll3_y);
endShape(CLOSE);
//ENDroll3
}
//roll11
{
fill(rollwhite);
let roll11_x = -scale*80;
let roll11_y = -scale*112;
let roll11_xScale = scale/4.5;
let roll11_yScale = scale/4.5;
beginShape();
vertex(wc+(roll11_xScale*89)+roll11_x,hc+(roll11_yScale*444)+roll11_y);
vertex(wc+(roll11_xScale*97)+roll11_x,hc+(roll11_yScale*447)+roll11_y);
vertex(wc+(roll11_xScale*103)+roll11_x,hc+(roll11_yScale*447)+roll11_y);
vertex(wc+(roll11_xScale*117)+roll11_x,hc+(roll11_yScale*448)+roll11_y);
vertex(wc+(roll11_xScale*137)+roll11_x,hc+(roll11_yScale*446)+roll11_y);
vertex(wc+(roll11_xScale*155)+roll11_x,hc+(roll11_yScale*443)+roll11_y);
vertex(wc+(roll11_xScale*162)+roll11_x,hc+(roll11_yScale*440)+roll11_y);
vertex(wc+(roll11_xScale*163)+roll11_x,hc+(roll11_yScale*438)+roll11_y);
endShape();
//ENDroll11
}
//line4
{
  push();
translate(scale*3,scale*-30.8)
fill("#ffffff");
let line1_x = -scale*80;
let line1_y = -scale*112;
let line1_xScale = scale/4.5;
let line1_yScale = scale/4.5;
beginShape();
vertex(wc+(line1_xScale*141)+line1_x,hc+(line1_yScale*647)+line1_y);
vertex(wc+(line1_xScale*141)+line1_x,hc+(line1_yScale*644)+line1_y);
endShape();

beginShape();
vertex(wc+(line1_xScale*141)+line1_x,hc+(line1_yScale*641)+line1_y);
vertex(wc+(line1_xScale*141)+line1_x,hc+(line1_yScale*638)+line1_y);
endShape();

beginShape();
vertex(wc+(line1_xScale*141)+line1_x,hc+(line1_yScale*635)+line1_y);
vertex(wc+(line1_xScale*141)+line1_x,hc+(line1_yScale*632)+line1_y);
endShape();

beginShape();
vertex(wc+(line1_xScale*141)+line1_x,hc+(line1_yScale*629)+line1_y);
vertex(wc+(line1_xScale*140.9)+line1_x,hc+(line1_yScale*626)+line1_y);
endShape();

beginShape();
vertex(wc+(line1_xScale*140.9)+line1_x,hc+(line1_yScale*623)+line1_y);
vertex(wc+(line1_xScale*140.8)+line1_x,hc+(line1_yScale*620)+line1_y);
endShape();

beginShape();
vertex(wc+(line1_xScale*140.8)+line1_x,hc+(line1_yScale*617)+line1_y);
vertex(wc+(line1_xScale*140.8)+line1_x,hc+(line1_yScale*614)+line1_y);
endShape();

beginShape();
vertex(wc+(line1_xScale*140.8)+line1_x,hc+(line1_yScale*611)+line1_y);
vertex(wc+(line1_xScale*140.7)+line1_x,hc+(line1_yScale*608)+line1_y);
endShape();

beginShape();
vertex(wc+(line1_xScale*140.7)+line1_x,hc+(line1_yScale*605)+line1_y);
vertex(wc+(line1_xScale*140.7)+line1_x,hc+(line1_yScale*602)+line1_y);
endShape();

beginShape();
vertex(wc+(line1_xScale*140.7)+line1_x,hc+(line1_yScale*599)+line1_y);
vertex(wc+(line1_xScale*140.6)+line1_x,hc+(line1_yScale*596)+line1_y);
endShape();

beginShape();
vertex(wc+(line1_xScale*140.6)+line1_x,hc+(line1_yScale*593)+line1_y);
vertex(wc+(line1_xScale*140.6)+line1_x,hc+(line1_yScale*590)+line1_y);
endShape();

beginShape();
vertex(wc+(line1_xScale*140.6)+line1_x,hc+(line1_yScale*587)+line1_y);
vertex(wc+(line1_xScale*140.5)+line1_x,hc+(line1_yScale*584)+line1_y);
endShape();
//ENDline1
  pop();
}

//roll4
{
fill(rollwhite);
let roll4_x = -scale*80;
let roll4_y = -scale*112;
let roll4_xScale = scale/4.5;
let roll4_yScale = scale/4.5;
beginShape();
vertex(wc+(roll4_xScale*119)+roll4_x,hc+(roll4_yScale*444)+roll4_y);
vertex(wc+(roll4_xScale*134)+roll4_x,hc+(roll4_yScale*443)+roll4_y);
vertex(wc+(roll4_xScale*150)+roll4_x,hc+(roll4_yScale*441)+roll4_y);
vertex(wc+(roll4_xScale*159)+roll4_x,hc+(roll4_yScale*439)+roll4_y);
vertex(wc+(roll4_xScale*162)+roll4_x,hc+(roll4_yScale*435)+roll4_y);
vertex(wc+(roll4_xScale*163)+roll4_x,hc+(roll4_yScale*431)+roll4_y);
vertex(wc+(roll4_xScale*159)+roll4_x,hc+(roll4_yScale*370)+roll4_y);
vertex(wc+(roll4_xScale*157)+roll4_x,hc+(roll4_yScale*366)+roll4_y);
vertex(wc+(roll4_xScale*149)+roll4_x,hc+(roll4_yScale*364)+roll4_y);
vertex(wc+(roll4_xScale*135)+roll4_x,hc+(roll4_yScale*362)+roll4_y);
vertex(wc+(roll4_xScale*115)+roll4_x,hc+(roll4_yScale*362)+roll4_y);
vertex(wc+(roll4_xScale*99)+roll4_x,hc+(roll4_yScale*366)+roll4_y);
vertex(wc+(roll4_xScale*91)+roll4_x,hc+(roll4_yScale*370)+roll4_y);
vertex(wc+(roll4_xScale*85)+roll4_x,hc+(roll4_yScale*373)+roll4_y);
vertex(wc+(roll4_xScale*81)+roll4_x,hc+(roll4_yScale*377)+roll4_y);
vertex(wc+(roll4_xScale*89)+roll4_x,hc+(roll4_yScale*440)+roll4_y);
vertex(wc+(roll4_xScale*95)+roll4_x,hc+(roll4_yScale*443)+roll4_y);
vertex(wc+(roll4_xScale*102)+roll4_x,hc+(roll4_yScale*444)+roll4_y);
vertex(wc+(roll4_xScale*115)+roll4_x,hc+(roll4_yScale*445)+roll4_y);
endShape(CLOSE);
//ENDroll4
}
//line4
{
  push();
translate(scale*-4,scale*-44.2)
fill("#ffffff");
let line1_x = -scale*80;
let line1_y = -scale*112;
let line1_xScale = scale/4.5;
let line1_yScale = scale/4.5;

beginShape();
vertex(wc+(line1_xScale*141.1)+line1_x,hc+(line1_yScale*623)+line1_y);
vertex(wc+(line1_xScale*140.8)+line1_x,hc+(line1_yScale*620)+line1_y);
endShape();

beginShape();
vertex(wc+(line1_xScale*140.6)+line1_x,hc+(line1_yScale*617)+line1_y);
vertex(wc+(line1_xScale*140.4)+line1_x,hc+(line1_yScale*614)+line1_y);
endShape();

beginShape();
vertex(wc+(line1_xScale*140.3)+line1_x,hc+(line1_yScale*611)+line1_y);
vertex(wc+(line1_xScale*140.1)+line1_x,hc+(line1_yScale*608)+line1_y);
endShape();

beginShape();
vertex(wc+(line1_xScale*140.0)+line1_x,hc+(line1_yScale*605)+line1_y);
vertex(wc+(line1_xScale*139.8)+line1_x,hc+(line1_yScale*602)+line1_y);
endShape();

beginShape();
vertex(wc+(line1_xScale*139.7)+line1_x,hc+(line1_yScale*599)+line1_y);
vertex(wc+(line1_xScale*139.5)+line1_x,hc+(line1_yScale*596)+line1_y);
endShape();

beginShape();
vertex(wc+(line1_xScale*139.4)+line1_x,hc+(line1_yScale*593)+line1_y);
vertex(wc+(line1_xScale*139.1)+line1_x,hc+(line1_yScale*590)+line1_y);
endShape();

beginShape();
vertex(wc+(line1_xScale*139.0)+line1_x,hc+(line1_yScale*587)+line1_y);
vertex(wc+(line1_xScale*138.7)+line1_x,hc+(line1_yScale*584)+line1_y);
endShape();
//ENDline1
  pop();
}
//r1
{
fill("#ffffff");
let r1_x = -scale*80;
let r1_y = -scale*112;
let r1_xScale = scale/4.5;
let r1_yScale = scale/4.5;
beginShape();
vertex(wc+(r1_xScale*102)+r1_x,hc+(r1_yScale*383)+r1_y);
vertex(wc+(r1_xScale*107)+r1_x,hc+(r1_yScale*394)+r1_y);
vertex(wc+(r1_xScale*106)+r1_x,hc+(r1_yScale*406)+r1_y);
vertex(wc+(r1_xScale*100)+r1_x,hc+(r1_yScale*415)+r1_y);
vertex(wc+(r1_xScale*97)+r1_x,hc+(r1_yScale*424)+r1_y);
vertex(wc+(r1_xScale*101)+r1_x,hc+(r1_yScale*427)+r1_y);
vertex(wc+(r1_xScale*101)+r1_x,hc+(r1_yScale*429)+r1_y);
vertex(wc+(r1_xScale*106)+r1_x,hc+(r1_yScale*431)+r1_y);
vertex(wc+(r1_xScale*105)+r1_x,hc+(r1_yScale*435)+r1_y);
vertex(wc+(r1_xScale*108)+r1_x,hc+(r1_yScale*438)+r1_y);
vertex(wc+(r1_xScale*108)+r1_x,hc+(r1_yScale*442)+r1_y);
vertex(wc+(r1_xScale*112)+r1_x,hc+(r1_yScale*444)+r1_y);
vertex(wc+(r1_xScale*112)+r1_x,hc+(r1_yScale*449)+r1_y);
vertex(wc+(r1_xScale*116)+r1_x,hc+(r1_yScale*452)+r1_y);
vertex(wc+(r1_xScale*118)+r1_x,hc+(r1_yScale*456)+r1_y);
vertex(wc+(r1_xScale*118)+r1_x,hc+(r1_yScale*461)+r1_y);
vertex(wc+(r1_xScale*124)+r1_x,hc+(r1_yScale*464)+r1_y);
vertex(wc+(r1_xScale*124)+r1_x,hc+(r1_yScale*469)+r1_y);
vertex(wc+(r1_xScale*131)+r1_x,hc+(r1_yScale*465)+r1_y);
vertex(wc+(r1_xScale*133)+r1_x,hc+(r1_yScale*455)+r1_y);
vertex(wc+(r1_xScale*134)+r1_x,hc+(r1_yScale*444)+r1_y);
vertex(wc+(r1_xScale*103)+r1_x,hc+(r1_yScale*385)+r1_y);
endShape(CLOSE);
//ENDr1
}
//roll8
{
fill(rollwhite);
let roll8_x = -scale*80;
let roll8_y = -scale*112;
let roll8_xScale = scale/4.5;
let roll8_yScale = scale/4.5;
beginShape();
vertex(wc+(roll8_xScale*82)+roll8_x,hc+(roll8_yScale*379)+roll8_y);
vertex(wc+(roll8_xScale*101)+roll8_x,hc+(roll8_yScale*383)+roll8_y);
vertex(wc+(roll8_xScale*121)+roll8_x,hc+(roll8_yScale*383)+roll8_y);
vertex(wc+(roll8_xScale*139)+roll8_x,hc+(roll8_yScale*380)+roll8_y);
vertex(wc+(roll8_xScale*149)+roll8_x,hc+(roll8_yScale*376)+roll8_y);
vertex(wc+(roll8_xScale*155)+roll8_x,hc+(roll8_yScale*372)+roll8_y);
vertex(wc+(roll8_xScale*157)+roll8_x,hc+(roll8_yScale*370)+roll8_y);
vertex(wc+(roll8_xScale*158)+roll8_x,hc+(roll8_yScale*367)+roll8_y);
endShape();
//ENDroll8
}

//roll5
{
fill(rollwhite);
let roll5_x = -scale*80;
let roll5_y = -scale*112;
let roll5_xScale = scale/4.5;
let roll5_yScale = scale/4.5;
beginShape();
vertex(wc+(roll5_xScale*86)+roll5_x,hc+(roll5_yScale*371)+roll5_y);
vertex(wc+(roll5_xScale*93)+roll5_x,hc+(roll5_yScale*375)+roll5_y);
vertex(wc+(roll5_xScale*105)+roll5_x,hc+(roll5_yScale*377)+roll5_y);
vertex(wc+(roll5_xScale*121)+roll5_x,hc+(roll5_yScale*379)+roll5_y);
vertex(wc+(roll5_xScale*133)+roll5_x,hc+(roll5_yScale*377)+roll5_y);
vertex(wc+(roll5_xScale*142)+roll5_x,hc+(roll5_yScale*375)+roll5_y);
vertex(wc+(roll5_xScale*150)+roll5_x,hc+(roll5_yScale*373)+roll5_y);
vertex(wc+(roll5_xScale*158)+roll5_x,hc+(roll5_yScale*368)+roll5_y);
vertex(wc+(roll5_xScale*161)+roll5_x,hc+(roll5_yScale*365)+roll5_y);
vertex(wc+(roll5_xScale*160)+roll5_x,hc+(roll5_yScale*299)+roll5_y);
vertex(wc+(roll5_xScale*155)+roll5_x,hc+(roll5_yScale*295)+roll5_y);
vertex(wc+(roll5_xScale*149)+roll5_x,hc+(roll5_yScale*294)+roll5_y);
vertex(wc+(roll5_xScale*135)+roll5_x,hc+(roll5_yScale*292)+roll5_y);
vertex(wc+(roll5_xScale*107)+roll5_x,hc+(roll5_yScale*292)+roll5_y);
vertex(wc+(roll5_xScale*94)+roll5_x,hc+(roll5_yScale*296)+roll5_y);
vertex(wc+(roll5_xScale*87)+roll5_x,hc+(roll5_yScale*302)+roll5_y);
vertex(wc+(roll5_xScale*84)+roll5_x,hc+(roll5_yScale*307)+roll5_y);
vertex(wc+(roll5_xScale*86)+roll5_x,hc+(roll5_yScale*368)+roll5_y);
endShape(CLOSE);
//ENDroll5
}
//roll12
{
fill(rollwhite);
let roll12_x = -scale*80;
let roll12_y = -scale*112;
let roll12_xScale = scale/4.5;
let roll12_yScale = scale/4.5;
beginShape();
vertex(wc+(roll12_xScale*85)+roll12_x,hc+(roll12_yScale*307)+roll12_y);
vertex(wc+(roll12_xScale*88)+roll12_x,hc+(roll12_yScale*311)+roll12_y);
vertex(wc+(roll12_xScale*96)+roll12_x,hc+(roll12_yScale*313)+roll12_y);
vertex(wc+(roll12_xScale*107)+roll12_x,hc+(roll12_yScale*315)+roll12_y);
vertex(wc+(roll12_xScale*122)+roll12_x,hc+(roll12_yScale*313)+roll12_y);
vertex(wc+(roll12_xScale*143)+roll12_x,hc+(roll12_yScale*311)+roll12_y);
vertex(wc+(roll12_xScale*153)+roll12_x,hc+(roll12_yScale*307)+roll12_y);
vertex(wc+(roll12_xScale*159)+roll12_x,hc+(roll12_yScale*299)+roll12_y);
endShape();
//ENDroll12
}
//line6
{
push();
translate(scale*-7,scale*-59);
fill("#ffffff");
let line1_x = -scale*80;
let line1_y = -scale*112;
let line1_xScale = scale/4.5;
let line1_yScale = scale/4.5;
beginShape();
vertex(wc+(line1_xScale*141)+line1_x,hc+(line1_yScale*641)+line1_y);
vertex(wc+(line1_xScale*141)+line1_x,hc+(line1_yScale*638)+line1_y);
endShape();

beginShape();
vertex(wc+(line1_xScale*141.1)+line1_x,hc+(line1_yScale*635)+line1_y);
vertex(wc+(line1_xScale*141.1)+line1_x,hc+(line1_yScale*632)+line1_y);
endShape();

beginShape();
vertex(wc+(line1_xScale*141.1)+line1_x,hc+(line1_yScale*629)+line1_y);
vertex(wc+(line1_xScale*141.2)+line1_x,hc+(line1_yScale*626)+line1_y);
endShape();

beginShape();
vertex(wc+(line1_xScale*141.2)+line1_x,hc+(line1_yScale*623)+line1_y);
vertex(wc+(line1_xScale*141.2)+line1_x,hc+(line1_yScale*620)+line1_y);
endShape();

beginShape();
vertex(wc+(line1_xScale*141.3)+line1_x,hc+(line1_yScale*617)+line1_y);
vertex(wc+(line1_xScale*141.3)+line1_x,hc+(line1_yScale*614)+line1_y);
endShape();

beginShape();
vertex(wc+(line1_xScale*141.3)+line1_x,hc+(line1_yScale*611)+line1_y);
vertex(wc+(line1_xScale*141.4)+line1_x,hc+(line1_yScale*608)+line1_y);
endShape();

beginShape();
vertex(wc+(line1_xScale*141.4)+line1_x,hc+(line1_yScale*605)+line1_y);
vertex(wc+(line1_xScale*141.4)+line1_x,hc+(line1_yScale*602)+line1_y);
endShape();

beginShape();
vertex(wc+(line1_xScale*141.5)+line1_x,hc+(line1_yScale*599)+line1_y);
vertex(wc+(line1_xScale*141.5)+line1_x,hc+(line1_yScale*596)+line1_y);
endShape();

beginShape();
vertex(wc+(line1_xScale*141.6)+line1_x,hc+(line1_yScale*593)+line1_y);
vertex(wc+(line1_xScale*141.6)+line1_x,hc+(line1_yScale*590)+line1_y);
endShape();

beginShape();
vertex(wc+(line1_xScale*141.6)+line1_x,hc+(line1_yScale*587)+line1_y);
vertex(wc+(line1_xScale*141.7)+line1_x,hc+(line1_yScale*584)+line1_y);
endShape();
//ENDline1

pop();
}

//r2
{
fill("#ffffff");
let r2_x = -scale*80;
let r2_y = -scale*112;
let r2_xScale = scale/4.5;
let r2_yScale = scale/4.5;
beginShape();
vertex(wc+(r2_xScale*109)+r2_x,hc+(r2_yScale*317)+r2_y);
vertex(wc+(r2_xScale*133)+r2_x,hc+(r2_yScale*317)+r2_y);
vertex(wc+(r2_xScale*147)+r2_x,hc+(r2_yScale*318)+r2_y);
vertex(wc+(r2_xScale*156)+r2_x,hc+(r2_yScale*321)+r2_y);
vertex(wc+(r2_xScale*165)+r2_x,hc+(r2_yScale*334)+r2_y);
vertex(wc+(r2_xScale*161)+r2_x,hc+(r2_yScale*348)+r2_y);
vertex(wc+(r2_xScale*163)+r2_x,hc+(r2_yScale*368)+r2_y);
vertex(wc+(r2_xScale*164)+r2_x,hc+(r2_yScale*362)+r2_y);
vertex(wc+(r2_xScale*168)+r2_x,hc+(r2_yScale*357)+r2_y);
vertex(wc+(r2_xScale*168)+r2_x,hc+(r2_yScale*354)+r2_y);
vertex(wc+(r2_xScale*168)+r2_x,hc+(r2_yScale*332)+r2_y);
vertex(wc+(r2_xScale*172)+r2_x,hc+(r2_yScale*321)+r2_y);
vertex(wc+(r2_xScale*173)+r2_x,hc+(r2_yScale*309)+r2_y);
vertex(wc+(r2_xScale*169)+r2_x,hc+(r2_yScale*299)+r2_y);
vertex(wc+(r2_xScale*164)+r2_x,hc+(r2_yScale*296)+r2_y);
vertex(wc+(r2_xScale*155)+r2_x,hc+(r2_yScale*295)+r2_y);
endShape();
//ENDr2
}
//line3
{
fill("#ffffff");
let line3_x = -scale*80;
let line3_y = -scale*112;
let line3_xScale = scale/4.5;
let line3_yScale = scale/4.5;
beginShape();
vertex(wc+(line3_xScale*157)+line3_x,hc+(line3_yScale*323)+line3_y);
vertex(wc+(line3_xScale*159)+line3_x,hc+(line3_yScale*319)+line3_y);
endShape();

beginShape();
vertex(wc+(line3_xScale*160.5)+line3_x,hc+(line3_yScale*317)+line3_y);
vertex(wc+(line3_xScale*162)+line3_x,hc+(line3_yScale*315)+line3_y);
endShape();

beginShape();
vertex(wc+(line3_xScale*163)+line3_x,hc+(line3_yScale*313)+line3_y);
vertex(wc+(line3_xScale*164)+line3_x,hc+(line3_yScale*311)+line3_y);
endShape();

beginShape();
vertex(wc+(line3_xScale*165)+line3_x,hc+(line3_yScale*309)+line3_y);
vertex(wc+(line3_xScale*165.5)+line3_x,hc+(line3_yScale*308)+line3_y);
endShape();

beginShape();
vertex(wc+(line3_xScale*166.5)+line3_x,hc+(line3_yScale*306.5)+line3_y);
vertex(wc+(line3_xScale*167)+line3_x,hc+(line3_yScale*305.5)+line3_y);
endShape();

beginShape();
vertex(wc+(line3_xScale*168)+line3_x,hc+(line3_yScale*304)+line3_y);
vertex(wc+(line3_xScale*168.2)+line3_x,hc+(line3_yScale*303)+line3_y);
endShape();

beginShape();
vertex(wc+(line3_xScale*168.5)+line3_x,hc+(line3_yScale*301)+line3_y);
vertex(wc+(line3_xScale*168.8)+line3_x,hc+(line3_yScale*300)+line3_y);
endShape();
//ENDline3
}
//roll6
{
fill(rollwhite);
let roll6_x = -scale*80;
let roll6_y = -scale*112;
let roll6_xScale = scale/4.5;
let roll6_yScale = scale/4.5;
beginShape();
vertex(wc+(roll6_xScale*139)+roll6_x,hc+(roll6_yScale*307)+roll6_y);
vertex(wc+(roll6_xScale*165)+roll6_x,hc+(roll6_yScale*290)+roll6_y);
vertex(wc+(roll6_xScale*171)+roll6_x,hc+(roll6_yScale*277)+roll6_y);
vertex(wc+(roll6_xScale*173)+roll6_x,hc+(roll6_yScale*267)+roll6_y);

vertex(wc+(roll6_xScale*173)+roll6_x,hc+(roll6_yScale*254)+roll6_y);
vertex(wc+(roll6_xScale*169)+roll6_x,hc+(roll6_yScale*243)+roll6_y);
vertex(wc+(roll6_xScale*163)+roll6_x,hc+(roll6_yScale*233)+roll6_y);
vertex(wc+(roll6_xScale*151)+roll6_x,hc+(roll6_yScale*226)+roll6_y);
vertex(wc+(roll6_xScale*137)+roll6_x,hc+(roll6_yScale*225)+roll6_y);
vertex(wc+(roll6_xScale*121)+roll6_x,hc+(roll6_yScale*225)+roll6_y);
vertex(wc+(roll6_xScale*80)+roll6_x,hc+(roll6_yScale*255)+roll6_y);
endShape(CLOSE);
//ENDroll6
}
//roll6
{
fill(rollwhite);
let roll6_x = -scale*80;
let roll6_y = -scale*112;
let roll6_xScale = scale/4.5;
let roll6_yScale = scale/4.5;
beginShape();
vertex(wc+(roll6_xScale*106)+roll6_x,hc+(roll6_yScale*316)+roll6_y);
vertex(wc+(roll6_xScale*122)+roll6_x,hc+(roll6_yScale*316)+roll6_y);
vertex(wc+(roll6_xScale*132)+roll6_x,hc+(roll6_yScale*312)+roll6_y);
vertex(wc+(roll6_xScale*141)+roll6_x,hc+(roll6_yScale*304)+roll6_y);
vertex(wc+(roll6_xScale*146)+roll6_x,hc+(roll6_yScale*292)+roll6_y);
vertex(wc+(roll6_xScale*149)+roll6_x,hc+(roll6_yScale*270)+roll6_y);
vertex(wc+(roll6_xScale*141)+roll6_x,hc+(roll6_yScale*247)+roll6_y);
vertex(wc+(roll6_xScale*122)+roll6_x,hc+(roll6_yScale*241)+roll6_y);
vertex(wc+(roll6_xScale*98)+roll6_x,hc+(roll6_yScale*241)+roll6_y);
vertex(wc+(roll6_xScale*80)+roll6_x,hc+(roll6_yScale*256)+roll6_y);
vertex(wc+(roll6_xScale*76)+roll6_x,hc+(roll6_yScale*276)+roll6_y);
vertex(wc+(roll6_xScale*80)+roll6_x,hc+(roll6_yScale*300)+roll6_y);
vertex(wc+(roll6_xScale*90)+roll6_x,hc+(roll6_yScale*308)+roll6_y);
vertex(wc+(roll6_xScale*104)+roll6_x,hc+(roll6_yScale*315)+roll6_y);
endShape(CLOSE);
//ENDroll6
}
//line3
{
  push();
  translate(scale*-11,scale*-18.4)
fill("#ffffff");
let line3_x = -scale*80;
let line3_y = -scale*112;
let line3_xScale = scale/4.5;
let line3_yScale = scale/4.5;
beginShape();
vertex(wc+(line3_xScale*157)+line3_x,hc+(line3_yScale*323)+line3_y);
vertex(wc+(line3_xScale*160)+line3_x,hc+(line3_yScale*321)+line3_y);
endShape();

beginShape();
vertex(wc+(line3_xScale*162)+line3_x,hc+(line3_yScale*320)+line3_y);
vertex(wc+(line3_xScale*165)+line3_x,hc+(line3_yScale*318)+line3_y);
endShape();

beginShape();
vertex(wc+(line3_xScale*167)+line3_x,hc+(line3_yScale*317)+line3_y);
vertex(wc+(line3_xScale*169)+line3_x,hc+(line3_yScale*315.5)+line3_y);
endShape();

beginShape();
vertex(wc+(line3_xScale*171)+line3_x,hc+(line3_yScale*314)+line3_y);
vertex(wc+(line3_xScale*173)+line3_x,hc+(line3_yScale*312.5)+line3_y);
endShape();

beginShape();
vertex(wc+(line3_xScale*175)+line3_x,hc+(line3_yScale*311)+line3_y);
vertex(wc+(line3_xScale*176)+line3_x,hc+(line3_yScale*310.5)+line3_y);
endShape();

beginShape();
vertex(wc+(line3_xScale*177)+line3_x,hc+(line3_yScale*309)+line3_y);
vertex(wc+(line3_xScale*178)+line3_x,hc+(line3_yScale*308.5)+line3_y);
endShape();
//ENDline3
  pop();
}
//hole1
{
fill(60,60,10);
let hole1_x = -scale*80;
let hole1_y = -scale*112;
let hole1_xScale = scale/4.5;
let hole1_yScale = scale/4.5;
beginShape();
vertex(wc+(hole1_xScale*111)+hole1_x,hc+(hole1_yScale*265)+hole1_y);
vertex(wc+(hole1_xScale*116)+hole1_x,hc+(hole1_yScale*266)+hole1_y);
vertex(wc+(hole1_xScale*121)+hole1_x,hc+(hole1_yScale*268)+hole1_y);
vertex(wc+(hole1_xScale*124)+hole1_x,hc+(hole1_yScale*272)+hole1_y);
vertex(wc+(hole1_xScale*125)+hole1_x,hc+(hole1_yScale*277)+hole1_y);
vertex(wc+(hole1_xScale*123)+hole1_x,hc+(hole1_yScale*282)+hole1_y);
vertex(wc+(hole1_xScale*121)+hole1_x,hc+(hole1_yScale*286)+hole1_y);
vertex(wc+(hole1_xScale*116)+hole1_x,hc+(hole1_yScale*291)+hole1_y);
vertex(wc+(hole1_xScale*110)+hole1_x,hc+(hole1_yScale*291)+hole1_y);
vertex(wc+(hole1_xScale*103)+hole1_x,hc+(hole1_yScale*289)+hole1_y);
vertex(wc+(hole1_xScale*99)+hole1_x,hc+(hole1_yScale*285)+hole1_y);
vertex(wc+(hole1_xScale*98)+hole1_x,hc+(hole1_yScale*278)+hole1_y);
vertex(wc+(hole1_xScale*100)+hole1_x,hc+(hole1_yScale*272)+hole1_y);
vertex(wc+(hole1_xScale*104)+hole1_x,hc+(hole1_yScale*267)+hole1_y);
vertex(wc+(hole1_xScale*111)+hole1_x,hc+(hole1_yScale*265)+hole1_y);
endShape(CLOSE);
//ENDhole1
}
//hole
{
fill(30, 20, 10);
let hole_x = -scale*80;
let hole_y = -scale*112;
let hole_xScale = scale/4.5;
let hole_yScale = scale/4.5;
beginShape();
vertex(wc+(hole_xScale*108)+hole_x,hc+(hole_yScale*269)+hole_y);
vertex(wc+(hole_xScale*114)+hole_x,hc+(hole_yScale*267)+hole_y);
vertex(wc+(hole_xScale*120)+hole_x,hc+(hole_yScale*269)+hole_y);
vertex(wc+(hole_xScale*123)+hole_x,hc+(hole_yScale*274)+hole_y);
vertex(wc+(hole_xScale*123)+hole_x,hc+(hole_yScale*280)+hole_y);
vertex(wc+(hole_xScale*119)+hole_x,hc+(hole_yScale*286)+hole_y);
vertex(wc+(hole_xScale*112)+hole_x,hc+(hole_yScale*289)+hole_y);
vertex(wc+(hole_xScale*103)+hole_x,hc+(hole_yScale*286)+hole_y);
vertex(wc+(hole_xScale*100)+hole_x,hc+(hole_yScale*281)+hole_y);
vertex(wc+(hole_xScale*101)+hole_x,hc+(hole_yScale*274)+hole_y);
vertex(wc+(hole_xScale*106)+hole_x,hc+(hole_yScale*268)+hole_y);
endShape(CLOSE);
//ENDhole
}

  }

    //roll
{
fill(rollwhite);
let roll_x = -scale*93;
let roll_y = -scale*64;
let roll_xScale = scale/4.8;
let roll_yScale = scale/4.8;
beginShape();
vertex(wc+(roll_xScale*179)+roll_x,hc+(roll_yScale*447)+roll_y);
vertex(wc+(roll_xScale*170)+roll_x,hc+(roll_yScale*449)+roll_y);
vertex(wc+(roll_xScale*162)+roll_x,hc+(roll_yScale*458)+roll_y);
vertex(wc+(roll_xScale*156)+roll_x,hc+(roll_yScale*475)+roll_y);
vertex(wc+(roll_xScale*155)+roll_x,hc+(roll_yScale*492)+roll_y);
vertex(wc+(roll_xScale*159)+roll_x,hc+(roll_yScale*516)+roll_y);
vertex(wc+(roll_xScale*167)+roll_x,hc+(roll_yScale*526)+roll_y);
vertex(wc+(roll_xScale*178)+roll_x,hc+(roll_yScale*530)+roll_y);
vertex(wc+(roll_xScale*239)+roll_x,hc+(roll_yScale*542)+roll_y);
vertex(wc+(roll_xScale*258)+roll_x,hc+(roll_yScale*536)+roll_y);
vertex(wc+(roll_xScale*266)+roll_x,hc+(roll_yScale*522)+roll_y);
vertex(wc+(roll_xScale*270)+roll_x,hc+(roll_yScale*504)+roll_y);
vertex(wc+(roll_xScale*271)+roll_x,hc+(roll_yScale*484)+roll_y);
vertex(wc+(roll_xScale*269)+roll_x,hc+(roll_yScale*466)+roll_y);
vertex(wc+(roll_xScale*257)+roll_x,hc+(roll_yScale*453)+roll_y);
vertex(wc+(roll_xScale*184)+roll_x,hc+(roll_yScale*446)+roll_y);
endShape(CLOSE);

beginShape();
vertex(wc+(roll_xScale*258)+roll_x,hc+(roll_yScale*453)+roll_y);
vertex(wc+(roll_xScale*245)+roll_x,hc+(roll_yScale*459)+roll_y);
vertex(wc+(roll_xScale*238)+roll_x,hc+(roll_yScale*468)+roll_y);
vertex(wc+(roll_xScale*233)+roll_x,hc+(roll_yScale*479)+roll_y);
vertex(wc+(roll_xScale*229)+roll_x,hc+(roll_yScale*495)+roll_y);
vertex(wc+(roll_xScale*229)+roll_x,hc+(roll_yScale*514)+roll_y);
vertex(wc+(roll_xScale*232)+roll_x,hc+(roll_yScale*528)+roll_y);
vertex(wc+(roll_xScale*237)+roll_x,hc+(roll_yScale*535)+roll_y);
vertex(wc+(roll_xScale*245)+roll_x,hc+(roll_yScale*539)+roll_y);
vertex(wc+(roll_xScale*256)+roll_x,hc+(roll_yScale*539)+roll_y);
vertex(wc+(roll_xScale*259)+roll_x,hc+(roll_yScale*537)+roll_y);
endShape(CLOSE);


  fill(60,60,10);
beginShape();
vertex(wc+(roll_xScale*256)+roll_x,hc+(roll_yScale*481)+roll_y);
vertex(wc+(roll_xScale*251)+roll_x,hc+(roll_yScale*485)+roll_y);
vertex(wc+(roll_xScale*248)+roll_x,hc+(roll_yScale*493)+roll_y);
vertex(wc+(roll_xScale*247)+roll_x,hc+(roll_yScale*505)+roll_y);
vertex(wc+(roll_xScale*251)+roll_x,hc+(roll_yScale*515)+roll_y);
vertex(wc+(roll_xScale*258)+roll_x,hc+(roll_yScale*512)+roll_y);
vertex(wc+(roll_xScale*261)+roll_x,hc+(roll_yScale*505)+roll_y);
vertex(wc+(roll_xScale*264)+roll_x,hc+(roll_yScale*493)+roll_y);
vertex(wc+(roll_xScale*263)+roll_x,hc+(roll_yScale*486)+roll_y);
vertex(wc+(roll_xScale*256)+roll_x,hc+(roll_yScale*482)+roll_y);
endShape(CLOSE);


  fill(50, 40, 20);
beginShape();
vertex(wc+(roll_xScale*257)+roll_x,hc+(roll_yScale*485)+roll_y);
vertex(wc+(roll_xScale*253)+roll_x,hc+(roll_yScale*486)+roll_y);
vertex(wc+(roll_xScale*251)+roll_x,hc+(roll_yScale*493)+roll_y);
vertex(wc+(roll_xScale*249)+roll_x,hc+(roll_yScale*499)+roll_y);
vertex(wc+(roll_xScale*250)+roll_x,hc+(roll_yScale*509)+roll_y);
vertex(wc+(roll_xScale*253)+roll_x,hc+(roll_yScale*511)+roll_y);
vertex(wc+(roll_xScale*257)+roll_x,hc+(roll_yScale*511)+roll_y);
vertex(wc+(roll_xScale*262)+roll_x,hc+(roll_yScale*501)+roll_y);
vertex(wc+(roll_xScale*263)+roll_x,hc+(roll_yScale*492)+roll_y);
vertex(wc+(roll_xScale*257)+roll_x,hc+(roll_yScale*486)+roll_y);
endShape(CLOSE);

fill(rollwhite);
beginShape();
vertex(wc+(roll_xScale*176)+roll_x,hc+(roll_yScale*529)+roll_y);
vertex(wc+(roll_xScale*128)+roll_x,hc+(roll_yScale*560)+roll_y);
vertex(wc+(roll_xScale*107)+roll_x,hc+(roll_yScale*573)+roll_y);
vertex(wc+(roll_xScale*115)+roll_x,hc+(roll_yScale*573)+roll_y);
vertex(wc+(roll_xScale*115)+roll_x,hc+(roll_yScale*575)+roll_y);
vertex(wc+(roll_xScale*119)+roll_x,hc+(roll_yScale*574)+roll_y);
vertex(wc+(roll_xScale*119)+roll_x,hc+(roll_yScale*575)+roll_y);
vertex(wc+(roll_xScale*120)+roll_x,hc+(roll_yScale*577)+roll_y);
vertex(wc+(roll_xScale*125)+roll_x,hc+(roll_yScale*577)+roll_y);
vertex(wc+(roll_xScale*128)+roll_x,hc+(roll_yScale*578)+roll_y);
vertex(wc+(roll_xScale*129)+roll_x,hc+(roll_yScale*582)+roll_y);
vertex(wc+(roll_xScale*132)+roll_x,hc+(roll_yScale*581)+roll_y);
vertex(wc+(roll_xScale*134)+roll_x,hc+(roll_yScale*583)+roll_y);
vertex(wc+(roll_xScale*142)+roll_x,hc+(roll_yScale*585)+roll_y);
vertex(wc+(roll_xScale*149)+roll_x,hc+(roll_yScale*586)+roll_y);
vertex(wc+(roll_xScale*153)+roll_x,hc+(roll_yScale*595)+roll_y);
vertex(wc+(roll_xScale*166)+roll_x,hc+(roll_yScale*593)+roll_y);
vertex(wc+(roll_xScale*170)+roll_x,hc+(roll_yScale*593)+roll_y);
vertex(wc+(roll_xScale*171)+roll_x,hc+(roll_yScale*599)+roll_y);
vertex(wc+(roll_xScale*172)+roll_x,hc+(roll_yScale*600)+roll_y);
vertex(wc+(roll_xScale*176)+roll_x,hc+(roll_yScale*601)+roll_y);
vertex(wc+(roll_xScale*181)+roll_x,hc+(roll_yScale*600)+roll_y);
vertex(wc+(roll_xScale*186)+roll_x,hc+(roll_yScale*602)+roll_y);
vertex(wc+(roll_xScale*252)+roll_x,hc+(roll_yScale*539)+roll_y);
endShape(CLOSE);

beginShape();
vertex(wc+(roll_xScale*164)+roll_x,hc+(roll_yScale*538)+roll_y);
vertex(wc+(roll_xScale*167)+roll_x,hc+(roll_yScale*539)+roll_y);
endShape(CLOSE);

beginShape();
vertex(wc+(roll_xScale*170)+roll_x,hc+(roll_yScale*540)+roll_y);
vertex(wc+(roll_xScale*174)+roll_x,hc+(roll_yScale*542)+roll_y);
endShape(CLOSE);

beginShape();
vertex(wc+(roll_xScale*177)+roll_x,hc+(roll_yScale*543)+roll_y);
vertex(wc+(roll_xScale*181)+roll_x,hc+(roll_yScale*544)+roll_y);
endShape(CLOSE);

beginShape();
vertex(wc+(roll_xScale*185)+roll_x,hc+(roll_yScale*545)+roll_y);
vertex(wc+(roll_xScale*191)+roll_x,hc+(roll_yScale*546)+roll_y);
endShape(CLOSE);

beginShape();
vertex(wc+(roll_xScale*194)+roll_x,hc+(roll_yScale*547)+roll_y);
vertex(wc+(roll_xScale*199)+roll_x,hc+(roll_yScale*548)+roll_y);
endShape(CLOSE);

beginShape();
vertex(wc+(roll_xScale*202)+roll_x,hc+(roll_yScale*549)+roll_y);
vertex(wc+(roll_xScale*208)+roll_x,hc+(roll_yScale*550)+roll_y);
endShape(CLOSE);

beginShape();
vertex(wc+(roll_xScale*211)+roll_x,hc+(roll_yScale*551)+roll_y);
vertex(wc+(roll_xScale*216)+roll_x,hc+(roll_yScale*552)+roll_y);
endShape(CLOSE);

beginShape();
vertex(wc+(roll_xScale*220)+roll_x,hc+(roll_yScale*553)+roll_y);
vertex(wc+(roll_xScale*224)+roll_x,hc+(roll_yScale*553)+roll_y);
endShape(CLOSE);

beginShape();
vertex(wc+(roll_xScale*227)+roll_x,hc+(roll_yScale*555)+roll_y);
vertex(wc+(roll_xScale*233)+roll_x,hc+(roll_yScale*556)+roll_y);
endShape(CLOSE);
//ENDroll
}
  pop();


  //Tall Frame     b
  {
    //Stlying Wall
    fill(paperwhite);
    stroke(lineColour);

    //Draw Wall
    beginShape();
    vertex(b1x, b1y);
    vertex(b2x, b2y);
    vertex(b3x, b3y);
    vertex(b4x, b4y);
    beginContour();
    vertex(bB4x, bB4y);
    vertex(bB3x, bB3y);
    vertex(bB2x, bB2y);
    vertex(bB1x, bB1y);
    endContour();
    endShape(CLOSE);
  }
  //Tall Frame   bA
  {
    //Stlying
    fill(Frame);
    stroke(lineColour);

    //T
    beginShape();
    vertex(b1x, b1y);
    vertex(b2x, b2y);
    vertex(bA2x, bA2y);
    vertex(bA1x, bA1y);
    endShape(CLOSE);
    //R
    beginShape();
    vertex(b2x, b2y);
    vertex(b3x, b3y);
    vertex(bA3x, bA3y);
    vertex(bA2x, bA2y);
    endShape(CLOSE);
    //B
    beginShape();
    vertex(b3x, b3y);
    vertex(b4x, b4y);
    vertex(bA4x, bA4y);
    vertex(bA3x, bA3y);
    endShape(CLOSE);
    //L
    beginShape();
    vertex(b4x, b4y);
    vertex(b1x, b1y);
    vertex(bA1x, bA1y);
    vertex(bA4x, bA4y);
    endShape(CLOSE);
  }
  pop();

  pop();

  pop();

  //Wide Frame ———————————————————————————————————————————————
  push();
  translate((c2xC+((c1xC-c2xC)/2)),(c4yC+((c1yC-c4yC)/2)-(scale*10)));

  push();
  rotate(wAngle)

  push()
  translate(-(c2xC+((c1xC-c2xC)/2)),-(c4yC+((c1yC-c4yC)/2)-(scale*10)));

      {
  //view
{
fill(200,0);
let view_x = -scale*21;
let view_y = -scale*-16;
let view_xScale = scale/4.2;
let view_yScale = scale/4.2;

fill(235,238, 209);
beginShape();
vertex(wc+(view_xScale*64)+view_x,hc+(view_yScale*69)+view_y);
vertex(wc+(view_xScale*64)+view_x,hc+(view_yScale*231)+view_y);
vertex(wc+(view_xScale*371)+view_x,hc+(view_yScale*233)+view_y);
vertex(wc+(view_xScale*371)+view_x,hc+(view_yScale*64)+view_y);
endShape(CLOSE);

fill(195,199, 161);
beginShape();
vertex(wc+(view_xScale*63)+view_x,hc+(view_yScale*85)+view_y);
vertex(wc+(view_xScale*81)+view_x,hc+(view_yScale*83)+view_y);
vertex(wc+(view_xScale*93)+view_x,hc+(view_yScale*84)+view_y);
vertex(wc+(view_xScale*113)+view_x,hc+(view_yScale*86)+view_y);
vertex(wc+(view_xScale*127)+view_x,hc+(view_yScale*84)+view_y);
vertex(wc+(view_xScale*139)+view_x,hc+(view_yScale*85)+view_y);
vertex(wc+(view_xScale*148)+view_x,hc+(view_yScale*86)+view_y);
vertex(wc+(view_xScale*176)+view_x,hc+(view_yScale*95)+view_y);
vertex(wc+(view_xScale*247)+view_x,hc+(view_yScale*103)+view_y);
vertex(wc+(view_xScale*276)+view_x,hc+(view_yScale*98)+view_y);
vertex(wc+(view_xScale*304)+view_x,hc+(view_yScale*99)+view_y);
vertex(wc+(view_xScale*328)+view_x,hc+(view_yScale*99)+view_y);
vertex(wc+(view_xScale*363)+view_x,hc+(view_yScale*100)+view_y);
vertex(wc+(view_xScale*370)+view_x,hc+(view_yScale*230)+view_y);
vertex(wc+(view_xScale*63)+view_x,hc+(view_yScale*231)+view_y);
endShape(CLOSE);

fill(178,181, 151);
beginShape();
vertex(wc+(view_xScale*72)+view_x,hc+(view_yScale*95)+view_y);
vertex(wc+(view_xScale*86)+view_x,hc+(view_yScale*92)+view_y);
vertex(wc+(view_xScale*96)+view_x,hc+(view_yScale*92)+view_y);
vertex(wc+(view_xScale*105)+view_x,hc+(view_yScale*94)+view_y);
vertex(wc+(view_xScale*109)+view_x,hc+(view_yScale*96)+view_y);
vertex(wc+(view_xScale*118)+view_x,hc+(view_yScale*96)+view_y);
vertex(wc+(view_xScale*138)+view_x,hc+(view_yScale*92)+view_y);
vertex(wc+(view_xScale*147)+view_x,hc+(view_yScale*90)+view_y);
vertex(wc+(view_xScale*153)+view_x,hc+(view_yScale*87)+view_y);
vertex(wc+(view_xScale*158)+view_x,hc+(view_yScale*85)+view_y);
vertex(wc+(view_xScale*174)+view_x,hc+(view_yScale*88)+view_y);
vertex(wc+(view_xScale*176)+view_x,hc+(view_yScale*91)+view_y);
vertex(wc+(view_xScale*181)+view_x,hc+(view_yScale*93)+view_y);
vertex(wc+(view_xScale*194)+view_x,hc+(view_yScale*98)+view_y);
vertex(wc+(view_xScale*232)+view_x,hc+(view_yScale*99)+view_y);
vertex(wc+(view_xScale*248)+view_x,hc+(view_yScale*99)+view_y);
vertex(wc+(view_xScale*257)+view_x,hc+(view_yScale*100)+view_y);
vertex(wc+(view_xScale*277)+view_x,hc+(view_yScale*102)+view_y);
vertex(wc+(view_xScale*311)+view_x,hc+(view_yScale*104)+view_y);
vertex(wc+(view_xScale*372)+view_x,hc+(view_yScale*106)+view_y);
vertex(wc+(view_xScale*369)+view_x,hc+(view_yScale*230)+view_y);
vertex(wc+(view_xScale*65)+view_x,hc+(view_yScale*229)+view_y);
endShape(CLOSE);

fill(142,163, 151);
beginShape();
vertex(wc+(view_xScale*73)+view_x,hc+(view_yScale*98)+view_y);
vertex(wc+(view_xScale*84)+view_x,hc+(view_yScale*97)+view_y);
vertex(wc+(view_xScale*107)+view_x,hc+(view_yScale*94)+view_y);
vertex(wc+(view_xScale*118)+view_x,hc+(view_yScale*92)+view_y);
vertex(wc+(view_xScale*133)+view_x,hc+(view_yScale*94)+view_y);
vertex(wc+(view_xScale*140)+view_x,hc+(view_yScale*95)+view_y);
vertex(wc+(view_xScale*155)+view_x,hc+(view_yScale*96)+view_y);
vertex(wc+(view_xScale*173)+view_x,hc+(view_yScale*97)+view_y);
vertex(wc+(view_xScale*186)+view_x,hc+(view_yScale*95)+view_y);
vertex(wc+(view_xScale*209)+view_x,hc+(view_yScale*94)+view_y);
vertex(wc+(view_xScale*219)+view_x,hc+(view_yScale*95)+view_y);
vertex(wc+(view_xScale*227)+view_x,hc+(view_yScale*93)+view_y);
vertex(wc+(view_xScale*241)+view_x,hc+(view_yScale*92)+view_y);
vertex(wc+(view_xScale*249)+view_x,hc+(view_yScale*91)+view_y);
vertex(wc+(view_xScale*253)+view_x,hc+(view_yScale*90)+view_y);
vertex(wc+(view_xScale*259)+view_x,hc+(view_yScale*89)+view_y);
vertex(wc+(view_xScale*263)+view_x,hc+(view_yScale*88)+view_y);
vertex(wc+(view_xScale*272)+view_x,hc+(view_yScale*89)+view_y);
vertex(wc+(view_xScale*276)+view_x,hc+(view_yScale*91)+view_y);
vertex(wc+(view_xScale*281)+view_x,hc+(view_yScale*92)+view_y);
vertex(wc+(view_xScale*299)+view_x,hc+(view_yScale*95)+view_y);
vertex(wc+(view_xScale*317)+view_x,hc+(view_yScale*96)+view_y);
vertex(wc+(view_xScale*324)+view_x,hc+(view_yScale*97)+view_y);
vertex(wc+(view_xScale*328)+view_x,hc+(view_yScale*97)+view_y);
vertex(wc+(view_xScale*342)+view_x,hc+(view_yScale*97)+view_y);
vertex(wc+(view_xScale*350)+view_x,hc+(view_yScale*97)+view_y);
vertex(wc+(view_xScale*375)+view_x,hc+(view_yScale*97)+view_y);
vertex(wc+(view_xScale*369)+view_x,hc+(view_yScale*238)+view_y);
vertex(wc+(view_xScale*60)+view_x,hc+(view_yScale*231)+view_y);
endShape(CLOSE);

fill(108,139, 131);
beginShape();
vertex(wc+(view_xScale*71)+view_x,hc+(view_yScale*105)+view_y);
vertex(wc+(view_xScale*87)+view_x,hc+(view_yScale*104)+view_y);
vertex(wc+(view_xScale*89)+view_x,hc+(view_yScale*103)+view_y);
vertex(wc+(view_xScale*90)+view_x,hc+(view_yScale*102)+view_y);
vertex(wc+(view_xScale*93)+view_x,hc+(view_yScale*103)+view_y);
vertex(wc+(view_xScale*95)+view_x,hc+(view_yScale*104)+view_y);
vertex(wc+(view_xScale*97)+view_x,hc+(view_yScale*103)+view_y);
vertex(wc+(view_xScale*99)+view_x,hc+(view_yScale*103)+view_y);
vertex(wc+(view_xScale*99)+view_x,hc+(view_yScale*104)+view_y);
vertex(wc+(view_xScale*102)+view_x,hc+(view_yScale*104)+view_y);
vertex(wc+(view_xScale*103)+view_x,hc+(view_yScale*102)+view_y);
vertex(wc+(view_xScale*104)+view_x,hc+(view_yScale*102)+view_y);
vertex(wc+(view_xScale*105)+view_x,hc+(view_yScale*102)+view_y);
vertex(wc+(view_xScale*105)+view_x,hc+(view_yScale*103)+view_y);
vertex(wc+(view_xScale*107)+view_x,hc+(view_yScale*103)+view_y);
vertex(wc+(view_xScale*108)+view_x,hc+(view_yScale*103)+view_y);
vertex(wc+(view_xScale*108)+view_x,hc+(view_yScale*101)+view_y);
vertex(wc+(view_xScale*110)+view_x,hc+(view_yScale*100)+view_y);
vertex(wc+(view_xScale*111)+view_x,hc+(view_yScale*100)+view_y);
vertex(wc+(view_xScale*115)+view_x,hc+(view_yScale*102)+view_y);
vertex(wc+(view_xScale*115)+view_x,hc+(view_yScale*102)+view_y);
vertex(wc+(view_xScale*117)+view_x,hc+(view_yScale*101)+view_y);
vertex(wc+(view_xScale*118)+view_x,hc+(view_yScale*101)+view_y);
vertex(wc+(view_xScale*120)+view_x,hc+(view_yScale*100)+view_y);
vertex(wc+(view_xScale*121)+view_x,hc+(view_yScale*100)+view_y);
vertex(wc+(view_xScale*121)+view_x,hc+(view_yScale*101)+view_y);
vertex(wc+(view_xScale*123)+view_x,hc+(view_yScale*101)+view_y);
vertex(wc+(view_xScale*124)+view_x,hc+(view_yScale*100)+view_y);
vertex(wc+(view_xScale*126)+view_x,hc+(view_yScale*99)+view_y);
vertex(wc+(view_xScale*127)+view_x,hc+(view_yScale*100)+view_y);
vertex(wc+(view_xScale*129)+view_x,hc+(view_yScale*100)+view_y);
vertex(wc+(view_xScale*130)+view_x,hc+(view_yScale*100)+view_y);
vertex(wc+(view_xScale*139)+view_x,hc+(view_yScale*100)+view_y);
vertex(wc+(view_xScale*144)+view_x,hc+(view_yScale*102)+view_y);
vertex(wc+(view_xScale*147)+view_x,hc+(view_yScale*103)+view_y);
vertex(wc+(view_xScale*154)+view_x,hc+(view_yScale*103)+view_y);
vertex(wc+(view_xScale*157)+view_x,hc+(view_yScale*102)+view_y);
vertex(wc+(view_xScale*158)+view_x,hc+(view_yScale*103)+view_y);
vertex(wc+(view_xScale*159)+view_x,hc+(view_yScale*103)+view_y);
vertex(wc+(view_xScale*160)+view_x,hc+(view_yScale*104)+view_y);
vertex(wc+(view_xScale*162)+view_x,hc+(view_yScale*103)+view_y);
vertex(wc+(view_xScale*163)+view_x,hc+(view_yScale*103)+view_y);
vertex(wc+(view_xScale*164)+view_x,hc+(view_yScale*104)+view_y);
vertex(wc+(view_xScale*178)+view_x,hc+(view_yScale*101)+view_y);
vertex(wc+(view_xScale*181)+view_x,hc+(view_yScale*102)+view_y);
vertex(wc+(view_xScale*182)+view_x,hc+(view_yScale*102)+view_y);
vertex(wc+(view_xScale*184)+view_x,hc+(view_yScale*101)+view_y);
vertex(wc+(view_xScale*187)+view_x,hc+(view_yScale*100)+view_y);
vertex(wc+(view_xScale*187)+view_x,hc+(view_yScale*101)+view_y);
vertex(wc+(view_xScale*188)+view_x,hc+(view_yScale*102)+view_y);
vertex(wc+(view_xScale*204)+view_x,hc+(view_yScale*101)+view_y);
vertex(wc+(view_xScale*206)+view_x,hc+(view_yScale*101)+view_y);
vertex(wc+(view_xScale*209)+view_x,hc+(view_yScale*102)+view_y);
vertex(wc+(view_xScale*211)+view_x,hc+(view_yScale*103)+view_y);
vertex(wc+(view_xScale*216)+view_x,hc+(view_yScale*101)+view_y);
vertex(wc+(view_xScale*221)+view_x,hc+(view_yScale*101)+view_y);
vertex(wc+(view_xScale*224)+view_x,hc+(view_yScale*103)+view_y);
vertex(wc+(view_xScale*233)+view_x,hc+(view_yScale*102)+view_y);
vertex(wc+(view_xScale*238)+view_x,hc+(view_yScale*101)+view_y);
vertex(wc+(view_xScale*241)+view_x,hc+(view_yScale*101)+view_y);
vertex(wc+(view_xScale*247)+view_x,hc+(view_yScale*103)+view_y);
vertex(wc+(view_xScale*249)+view_x,hc+(view_yScale*103)+view_y);
vertex(wc+(view_xScale*252)+view_x,hc+(view_yScale*104)+view_y);
vertex(wc+(view_xScale*255)+view_x,hc+(view_yScale*103)+view_y);
vertex(wc+(view_xScale*256)+view_x,hc+(view_yScale*102)+view_y);
vertex(wc+(view_xScale*258)+view_x,hc+(view_yScale*101)+view_y);
vertex(wc+(view_xScale*261)+view_x,hc+(view_yScale*101)+view_y);
vertex(wc+(view_xScale*265)+view_x,hc+(view_yScale*101)+view_y);
vertex(wc+(view_xScale*270)+view_x,hc+(view_yScale*103)+view_y);
vertex(wc+(view_xScale*272)+view_x,hc+(view_yScale*103)+view_y);
vertex(wc+(view_xScale*276)+view_x,hc+(view_yScale*101)+view_y);
vertex(wc+(view_xScale*277)+view_x,hc+(view_yScale*101)+view_y);
vertex(wc+(view_xScale*278)+view_x,hc+(view_yScale*100)+view_y);
vertex(wc+(view_xScale*279)+view_x,hc+(view_yScale*100)+view_y);
vertex(wc+(view_xScale*280)+view_x,hc+(view_yScale*100)+view_y);
vertex(wc+(view_xScale*282)+view_x,hc+(view_yScale*102)+view_y);
vertex(wc+(view_xScale*294)+view_x,hc+(view_yScale*98)+view_y);
vertex(wc+(view_xScale*299)+view_x,hc+(view_yScale*98)+view_y);
vertex(wc+(view_xScale*299)+view_x,hc+(view_yScale*97)+view_y);
vertex(wc+(view_xScale*304)+view_x,hc+(view_yScale*99)+view_y);
vertex(wc+(view_xScale*306)+view_x,hc+(view_yScale*99)+view_y);
vertex(wc+(view_xScale*307)+view_x,hc+(view_yScale*97)+view_y);
vertex(wc+(view_xScale*308)+view_x,hc+(view_yScale*97)+view_y);
vertex(wc+(view_xScale*319)+view_x,hc+(view_yScale*96)+view_y);
vertex(wc+(view_xScale*322)+view_x,hc+(view_yScale*96)+view_y);
vertex(wc+(view_xScale*324)+view_x,hc+(view_yScale*95)+view_y);
vertex(wc+(view_xScale*332)+view_x,hc+(view_yScale*96)+view_y);
vertex(wc+(view_xScale*337)+view_x,hc+(view_yScale*96)+view_y);
vertex(wc+(view_xScale*340)+view_x,hc+(view_yScale*96)+view_y);
vertex(wc+(view_xScale*343)+view_x,hc+(view_yScale*95)+view_y);
vertex(wc+(view_xScale*347)+view_x,hc+(view_yScale*95)+view_y);
vertex(wc+(view_xScale*351)+view_x,hc+(view_yScale*94)+view_y);
vertex(wc+(view_xScale*355)+view_x,hc+(view_yScale*93)+view_y);
vertex(wc+(view_xScale*356)+view_x,hc+(view_yScale*93)+view_y);
vertex(wc+(view_xScale*357)+view_x,hc+(view_yScale*93)+view_y);
vertex(wc+(view_xScale*357)+view_x,hc+(view_yScale*91)+view_y);
vertex(wc+(view_xScale*357)+view_x,hc+(view_yScale*90)+view_y);
vertex(wc+(view_xScale*358)+view_x,hc+(view_yScale*90)+view_y);
vertex(wc+(view_xScale*360)+view_x,hc+(view_yScale*90)+view_y);
vertex(wc+(view_xScale*360)+view_x,hc+(view_yScale*91)+view_y);
vertex(wc+(view_xScale*362)+view_x,hc+(view_yScale*90)+view_y);
vertex(wc+(view_xScale*363)+view_x,hc+(view_yScale*90)+view_y);
vertex(wc+(view_xScale*364)+view_x,hc+(view_yScale*91)+view_y);
vertex(wc+(view_xScale*371)+view_x,hc+(view_yScale*231)+view_y);
vertex(wc+(view_xScale*63)+view_x,hc+(view_yScale*228)+view_y);
endShape(CLOSE);

fill(101,124, 97);
beginShape();
vertex(wc+(view_xScale*70)+view_x,hc+(view_yScale*124)+view_y);
vertex(wc+(view_xScale*83)+view_x,hc+(view_yScale*128)+view_y);
vertex(wc+(view_xScale*88)+view_x,hc+(view_yScale*129)+view_y);
vertex(wc+(view_xScale*89)+view_x,hc+(view_yScale*127)+view_y);
vertex(wc+(view_xScale*93)+view_x,hc+(view_yScale*127)+view_y);
vertex(wc+(view_xScale*93)+view_x,hc+(view_yScale*128)+view_y);
vertex(wc+(view_xScale*99)+view_x,hc+(view_yScale*129)+view_y);
vertex(wc+(view_xScale*101)+view_x,hc+(view_yScale*129)+view_y);
vertex(wc+(view_xScale*113)+view_x,hc+(view_yScale*131)+view_y);
vertex(wc+(view_xScale*122)+view_x,hc+(view_yScale*131)+view_y);
vertex(wc+(view_xScale*124)+view_x,hc+(view_yScale*132)+view_y);
vertex(wc+(view_xScale*130)+view_x,hc+(view_yScale*135)+view_y);
vertex(wc+(view_xScale*141)+view_x,hc+(view_yScale*134)+view_y);
vertex(wc+(view_xScale*148)+view_x,hc+(view_yScale*133)+view_y);
vertex(wc+(view_xScale*153)+view_x,hc+(view_yScale*134)+view_y);
vertex(wc+(view_xScale*155)+view_x,hc+(view_yScale*136)+view_y);
vertex(wc+(view_xScale*188)+view_x,hc+(view_yScale*135)+view_y);
vertex(wc+(view_xScale*196)+view_x,hc+(view_yScale*137)+view_y);
vertex(wc+(view_xScale*204)+view_x,hc+(view_yScale*132)+view_y);
vertex(wc+(view_xScale*207)+view_x,hc+(view_yScale*133)+view_y);
vertex(wc+(view_xScale*208)+view_x,hc+(view_yScale*135)+view_y);
vertex(wc+(view_xScale*215)+view_x,hc+(view_yScale*133)+view_y);
vertex(wc+(view_xScale*216)+view_x,hc+(view_yScale*132)+view_y);
vertex(wc+(view_xScale*222)+view_x,hc+(view_yScale*133)+view_y);
vertex(wc+(view_xScale*230)+view_x,hc+(view_yScale*135)+view_y);
vertex(wc+(view_xScale*232)+view_x,hc+(view_yScale*135)+view_y);
vertex(wc+(view_xScale*261)+view_x,hc+(view_yScale*136)+view_y);
vertex(wc+(view_xScale*270)+view_x,hc+(view_yScale*135)+view_y);
vertex(wc+(view_xScale*272)+view_x,hc+(view_yScale*136)+view_y);
vertex(wc+(view_xScale*290)+view_x,hc+(view_yScale*135)+view_y);
vertex(wc+(view_xScale*291)+view_x,hc+(view_yScale*133)+view_y);
vertex(wc+(view_xScale*292)+view_x,hc+(view_yScale*135)+view_y);
vertex(wc+(view_xScale*296)+view_x,hc+(view_yScale*137)+view_y);
vertex(wc+(view_xScale*300)+view_x,hc+(view_yScale*137)+view_y);
vertex(wc+(view_xScale*306)+view_x,hc+(view_yScale*137)+view_y);
vertex(wc+(view_xScale*306)+view_x,hc+(view_yScale*137)+view_y);
vertex(wc+(view_xScale*306)+view_x,hc+(view_yScale*135)+view_y);
vertex(wc+(view_xScale*309)+view_x,hc+(view_yScale*135)+view_y);
vertex(wc+(view_xScale*309)+view_x,hc+(view_yScale*137)+view_y);
vertex(wc+(view_xScale*314)+view_x,hc+(view_yScale*137)+view_y);
vertex(wc+(view_xScale*313)+view_x,hc+(view_yScale*135)+view_y);
vertex(wc+(view_xScale*314)+view_x,hc+(view_yScale*131)+view_y);
vertex(wc+(view_xScale*315)+view_x,hc+(view_yScale*134)+view_y);
vertex(wc+(view_xScale*315)+view_x,hc+(view_yScale*136)+view_y);
vertex(wc+(view_xScale*322)+view_x,hc+(view_yScale*137)+view_y);
vertex(wc+(view_xScale*331)+view_x,hc+(view_yScale*138)+view_y);
vertex(wc+(view_xScale*335)+view_x,hc+(view_yScale*139)+view_y);
vertex(wc+(view_xScale*342)+view_x,hc+(view_yScale*140)+view_y);
vertex(wc+(view_xScale*345)+view_x,hc+(view_yScale*140)+view_y);
vertex(wc+(view_xScale*346)+view_x,hc+(view_yScale*140)+view_y);
vertex(wc+(view_xScale*351)+view_x,hc+(view_yScale*139)+view_y);
vertex(wc+(view_xScale*356)+view_x,hc+(view_yScale*139)+view_y);
vertex(wc+(view_xScale*362)+view_x,hc+(view_yScale*141)+view_y);
vertex(wc+(view_xScale*370)+view_x,hc+(view_yScale*142)+view_y);
vertex(wc+(view_xScale*368)+view_x,hc+(view_yScale*235)+view_y);
vertex(wc+(view_xScale*61)+view_x,hc+(view_yScale*228)+view_y);
endShape(CLOSE);

fill(145,196, 112);
beginShape();
vertex(wc+(view_xScale*71)+view_x,hc+(view_yScale*154)+view_y);
vertex(wc+(view_xScale*82)+view_x,hc+(view_yScale*153)+view_y);
vertex(wc+(view_xScale*93)+view_x,hc+(view_yScale*154)+view_y);
vertex(wc+(view_xScale*99)+view_x,hc+(view_yScale*157)+view_y);
vertex(wc+(view_xScale*115)+view_x,hc+(view_yScale*159)+view_y);
vertex(wc+(view_xScale*128)+view_x,hc+(view_yScale*159)+view_y);
vertex(wc+(view_xScale*142)+view_x,hc+(view_yScale*160)+view_y);
vertex(wc+(view_xScale*150)+view_x,hc+(view_yScale*166)+view_y);
vertex(wc+(view_xScale*169)+view_x,hc+(view_yScale*169)+view_y);
vertex(wc+(view_xScale*194)+view_x,hc+(view_yScale*167)+view_y);
vertex(wc+(view_xScale*211)+view_x,hc+(view_yScale*166)+view_y);
vertex(wc+(view_xScale*225)+view_x,hc+(view_yScale*164)+view_y);
vertex(wc+(view_xScale*239)+view_x,hc+(view_yScale*167)+view_y);
vertex(wc+(view_xScale*246)+view_x,hc+(view_yScale*173)+view_y);
vertex(wc+(view_xScale*263)+view_x,hc+(view_yScale*173)+view_y);
vertex(wc+(view_xScale*276)+view_x,hc+(view_yScale*170)+view_y);
vertex(wc+(view_xScale*293)+view_x,hc+(view_yScale*167)+view_y);
vertex(wc+(view_xScale*307)+view_x,hc+(view_yScale*168)+view_y);
vertex(wc+(view_xScale*317)+view_x,hc+(view_yScale*175)+view_y);
vertex(wc+(view_xScale*330)+view_x,hc+(view_yScale*175)+view_y);
vertex(wc+(view_xScale*352)+view_x,hc+(view_yScale*172)+view_y);
vertex(wc+(view_xScale*372)+view_x,hc+(view_yScale*171)+view_y);
vertex(wc+(view_xScale*382)+view_x,hc+(view_yScale*179)+view_y);
vertex(wc+(view_xScale*381)+view_x,hc+(view_yScale*228)+view_y);
vertex(wc+(view_xScale*66)+view_x,hc+(view_yScale*232)+view_y);
endShape(CLOSE);

fill(105,166, 102);

beginShape();
vertex(wc+(view_xScale*70)+view_x,hc+(view_yScale*174)+view_y);
vertex(wc+(view_xScale*84)+view_x,hc+(view_yScale*175)+view_y);
vertex(wc+(view_xScale*98)+view_x,hc+(view_yScale*179)+view_y);
vertex(wc+(view_xScale*103)+view_x,hc+(view_yScale*185)+view_y);
vertex(wc+(view_xScale*109)+view_x,hc+(view_yScale*190)+view_y);
vertex(wc+(view_xScale*122)+view_x,hc+(view_yScale*194)+view_y);
vertex(wc+(view_xScale*146)+view_x,hc+(view_yScale*196)+view_y);
vertex(wc+(view_xScale*164)+view_x,hc+(view_yScale*198)+view_y);
vertex(wc+(view_xScale*175)+view_x,hc+(view_yScale*203)+view_y);
vertex(wc+(view_xScale*181)+view_x,hc+(view_yScale*205)+view_y);
vertex(wc+(view_xScale*207)+view_x,hc+(view_yScale*208)+view_y);
vertex(wc+(view_xScale*223)+view_x,hc+(view_yScale*219)+view_y);
vertex(wc+(view_xScale*236)+view_x,hc+(view_yScale*229)+view_y);
vertex(wc+(view_xScale*337)+view_x,hc+(view_yScale*206)+view_y);
vertex(wc+(view_xScale*362)+view_x,hc+(view_yScale*198)+view_y);
vertex(wc+(view_xScale*386)+view_x,hc+(view_yScale*195)+view_y);
vertex(wc+(view_xScale*390)+view_x,hc+(view_yScale*232)+view_y);
vertex(wc+(view_xScale*61)+view_x,hc+(view_yScale*236)+view_y);
endShape(CLOSE);

fill(102,184, 52);
beginShape();
vertex(wc+(view_xScale*65)+view_x,hc+(view_yScale*193)+view_y);
vertex(wc+(view_xScale*79)+view_x,hc+(view_yScale*192)+view_y);
vertex(wc+(view_xScale*88)+view_x,hc+(view_yScale*192)+view_y);
vertex(wc+(view_xScale*92)+view_x,hc+(view_yScale*195)+view_y);
vertex(wc+(view_xScale*99)+view_x,hc+(view_yScale*197)+view_y);
vertex(wc+(view_xScale*107)+view_x,hc+(view_yScale*196)+view_y);
vertex(wc+(view_xScale*124)+view_x,hc+(view_yScale*196)+view_y);
vertex(wc+(view_xScale*134)+view_x,hc+(view_yScale*195)+view_y);
vertex(wc+(view_xScale*149)+view_x,hc+(view_yScale*195)+view_y);
vertex(wc+(view_xScale*160)+view_x,hc+(view_yScale*194)+view_y);
vertex(wc+(view_xScale*169)+view_x,hc+(view_yScale*195)+view_y);
vertex(wc+(view_xScale*187)+view_x,hc+(view_yScale*194)+view_y);
vertex(wc+(view_xScale*198)+view_x,hc+(view_yScale*196)+view_y);
vertex(wc+(view_xScale*222)+view_x,hc+(view_yScale*190)+view_y);
vertex(wc+(view_xScale*239)+view_x,hc+(view_yScale*186)+view_y);
vertex(wc+(view_xScale*252)+view_x,hc+(view_yScale*181)+view_y);
vertex(wc+(view_xScale*275)+view_x,hc+(view_yScale*181)+view_y);
vertex(wc+(view_xScale*288)+view_x,hc+(view_yScale*180)+view_y);
vertex(wc+(view_xScale*304)+view_x,hc+(view_yScale*181)+view_y);
vertex(wc+(view_xScale*321)+view_x,hc+(view_yScale*188)+view_y);
vertex(wc+(view_xScale*333)+view_x,hc+(view_yScale*189)+view_y);
vertex(wc+(view_xScale*343)+view_x,hc+(view_yScale*189)+view_y);
vertex(wc+(view_xScale*362)+view_x,hc+(view_yScale*188)+view_y);
vertex(wc+(view_xScale*373)+view_x,hc+(view_yScale*189)+view_y);
vertex(wc+(view_xScale*367)+view_x,hc+(view_yScale*236)+view_y);
vertex(wc+(view_xScale*63)+view_x,hc+(view_yScale*233)+view_y);
endShape(CLOSE);

fill(22,47, 50);
beginShape();
vertex(wc+(view_xScale*289)+view_x,hc+(view_yScale*202)+view_y);
vertex(wc+(view_xScale*288)+view_x,hc+(view_yScale*200)+view_y);
vertex(wc+(view_xScale*288)+view_x,hc+(view_yScale*198)+view_y);
vertex(wc+(view_xScale*287)+view_x,hc+(view_yScale*196)+view_y);
vertex(wc+(view_xScale*288)+view_x,hc+(view_yScale*194)+view_y);
vertex(wc+(view_xScale*289)+view_x,hc+(view_yScale*192)+view_y);
vertex(wc+(view_xScale*288)+view_x,hc+(view_yScale*187)+view_y);
vertex(wc+(view_xScale*288)+view_x,hc+(view_yScale*184)+view_y);
vertex(wc+(view_xScale*289)+view_x,hc+(view_yScale*179)+view_y);
vertex(wc+(view_xScale*290)+view_x,hc+(view_yScale*176)+view_y);
vertex(wc+(view_xScale*291)+view_x,hc+(view_yScale*172)+view_y);
vertex(wc+(view_xScale*291)+view_x,hc+(view_yScale*169)+view_y);
vertex(wc+(view_xScale*291)+view_x,hc+(view_yScale*168)+view_y);
vertex(wc+(view_xScale*294)+view_x,hc+(view_yScale*178)+view_y);
vertex(wc+(view_xScale*293)+view_x,hc+(view_yScale*183)+view_y);
vertex(wc+(view_xScale*292)+view_x,hc+(view_yScale*187)+view_y);
vertex(wc+(view_xScale*292)+view_x,hc+(view_yScale*191)+view_y);
vertex(wc+(view_xScale*293)+view_x,hc+(view_yScale*194)+view_y);
vertex(wc+(view_xScale*293)+view_x,hc+(view_yScale*199)+view_y);
vertex(wc+(view_xScale*291)+view_x,hc+(view_yScale*202)+view_y);
endShape(CLOSE);

beginShape();
vertex(wc+(view_xScale*306)+view_x,hc+(view_yScale*189)+view_y);
vertex(wc+(view_xScale*308)+view_x,hc+(view_yScale*187)+view_y);
vertex(wc+(view_xScale*308)+view_x,hc+(view_yScale*185)+view_y);
vertex(wc+(view_xScale*308)+view_x,hc+(view_yScale*182)+view_y);
vertex(wc+(view_xScale*309)+view_x,hc+(view_yScale*179)+view_y);
vertex(wc+(view_xScale*310)+view_x,hc+(view_yScale*174)+view_y);
vertex(wc+(view_xScale*309)+view_x,hc+(view_yScale*170)+view_y);
vertex(wc+(view_xScale*306)+view_x,hc+(view_yScale*162)+view_y);
vertex(wc+(view_xScale*305)+view_x,hc+(view_yScale*158)+view_y);
vertex(wc+(view_xScale*304)+view_x,hc+(view_yScale*156)+view_y);
vertex(wc+(view_xScale*304)+view_x,hc+(view_yScale*158)+view_y);
vertex(wc+(view_xScale*304)+view_x,hc+(view_yScale*161)+view_y);
vertex(wc+(view_xScale*302)+view_x,hc+(view_yScale*164)+view_y);
vertex(wc+(view_xScale*302)+view_x,hc+(view_yScale*166)+view_y);
vertex(wc+(view_xScale*302)+view_x,hc+(view_yScale*169)+view_y);
vertex(wc+(view_xScale*301)+view_x,hc+(view_yScale*173)+view_y);
vertex(wc+(view_xScale*300)+view_x,hc+(view_yScale*177)+view_y);
vertex(wc+(view_xScale*299)+view_x,hc+(view_yScale*182)+view_y);
vertex(wc+(view_xScale*300)+view_x,hc+(view_yScale*186)+view_y);
vertex(wc+(view_xScale*302)+view_x,hc+(view_yScale*190)+view_y);
endShape(CLOSE);

beginShape();
vertex(wc+(view_xScale*314)+view_x,hc+(view_yScale*205)+view_y);
vertex(wc+(view_xScale*312)+view_x,hc+(view_yScale*204)+view_y);
vertex(wc+(view_xScale*312)+view_x,hc+(view_yScale*202)+view_y);
vertex(wc+(view_xScale*312)+view_x,hc+(view_yScale*199)+view_y);
vertex(wc+(view_xScale*313)+view_x,hc+(view_yScale*197)+view_y);
vertex(wc+(view_xScale*313)+view_x,hc+(view_yScale*193)+view_y);
vertex(wc+(view_xScale*313)+view_x,hc+(view_yScale*191)+view_y);
vertex(wc+(view_xScale*315)+view_x,hc+(view_yScale*196)+view_y);
vertex(wc+(view_xScale*315)+view_x,hc+(view_yScale*197)+view_y);
vertex(wc+(view_xScale*315)+view_x,hc+(view_yScale*199)+view_y);
vertex(wc+(view_xScale*315)+view_x,hc+(view_yScale*201)+view_y);
vertex(wc+(view_xScale*315)+view_x,hc+(view_yScale*203)+view_y);
endShape(CLOSE);

beginShape();
vertex(wc+(view_xScale*254)+view_x,hc+(view_yScale*187)+view_y);
vertex(wc+(view_xScale*253)+view_x,hc+(view_yScale*185)+view_y);
vertex(wc+(view_xScale*252)+view_x,hc+(view_yScale*184)+view_y);
vertex(wc+(view_xScale*252)+view_x,hc+(view_yScale*182)+view_y);
vertex(wc+(view_xScale*253)+view_x,hc+(view_yScale*179)+view_y);
vertex(wc+(view_xScale*254)+view_x,hc+(view_yScale*177)+view_y);
vertex(wc+(view_xScale*254)+view_x,hc+(view_yScale*175)+view_y);
vertex(wc+(view_xScale*253)+view_x,hc+(view_yScale*171)+view_y);
vertex(wc+(view_xScale*255)+view_x,hc+(view_yScale*167)+view_y);
vertex(wc+(view_xScale*256)+view_x,hc+(view_yScale*166)+view_y);
vertex(wc+(view_xScale*256)+view_x,hc+(view_yScale*164)+view_y);
vertex(wc+(view_xScale*257)+view_x,hc+(view_yScale*162)+view_y);
vertex(wc+(view_xScale*257)+view_x,hc+(view_yScale*161)+view_y);
vertex(wc+(view_xScale*259)+view_x,hc+(view_yScale*162)+view_y);
vertex(wc+(view_xScale*259)+view_x,hc+(view_yScale*164)+view_y);
vertex(wc+(view_xScale*259)+view_x,hc+(view_yScale*165)+view_y);
vertex(wc+(view_xScale*260)+view_x,hc+(view_yScale*167)+view_y);
vertex(wc+(view_xScale*260)+view_x,hc+(view_yScale*170)+view_y);
vertex(wc+(view_xScale*260)+view_x,hc+(view_yScale*172)+view_y);
vertex(wc+(view_xScale*260)+view_x,hc+(view_yScale*173)+view_y);
vertex(wc+(view_xScale*260)+view_x,hc+(view_yScale*176)+view_y);
vertex(wc+(view_xScale*259)+view_x,hc+(view_yScale*177)+view_y);
vertex(wc+(view_xScale*261)+view_x,hc+(view_yScale*180)+view_y);
vertex(wc+(view_xScale*261)+view_x,hc+(view_yScale*182)+view_y);
vertex(wc+(view_xScale*261)+view_x,hc+(view_yScale*183)+view_y);
vertex(wc+(view_xScale*261)+view_x,hc+(view_yScale*185)+view_y);
vertex(wc+(view_xScale*259)+view_x,hc+(view_yScale*187)+view_y);
vertex(wc+(view_xScale*260)+view_x,hc+(view_yScale*187)+view_y);
endShape(CLOSE);

beginShape();
vertex(wc+(view_xScale*220)+view_x,hc+(view_yScale*197)+view_y);
vertex(wc+(view_xScale*218)+view_x,hc+(view_yScale*195)+view_y);
vertex(wc+(view_xScale*218)+view_x,hc+(view_yScale*192)+view_y);
vertex(wc+(view_xScale*218)+view_x,hc+(view_yScale*191)+view_y);
vertex(wc+(view_xScale*220)+view_x,hc+(view_yScale*189)+view_y);
vertex(wc+(view_xScale*220)+view_x,hc+(view_yScale*186)+view_y);
vertex(wc+(view_xScale*219)+view_x,hc+(view_yScale*183)+view_y);
vertex(wc+(view_xScale*219)+view_x,hc+(view_yScale*180)+view_y);
vertex(wc+(view_xScale*220)+view_x,hc+(view_yScale*178)+view_y);
vertex(wc+(view_xScale*221)+view_x,hc+(view_yScale*177)+view_y);
vertex(wc+(view_xScale*221)+view_x,hc+(view_yScale*176)+view_y);
vertex(wc+(view_xScale*222)+view_x,hc+(view_yScale*176)+view_y);
vertex(wc+(view_xScale*223)+view_x,hc+(view_yScale*177)+view_y);
vertex(wc+(view_xScale*223)+view_x,hc+(view_yScale*178)+view_y);
vertex(wc+(view_xScale*223)+view_x,hc+(view_yScale*180)+view_y);
vertex(wc+(view_xScale*225)+view_x,hc+(view_yScale*184)+view_y);
vertex(wc+(view_xScale*226)+view_x,hc+(view_yScale*185)+view_y);
vertex(wc+(view_xScale*226)+view_x,hc+(view_yScale*187)+view_y);
vertex(wc+(view_xScale*226)+view_x,hc+(view_yScale*189)+view_y);
vertex(wc+(view_xScale*225)+view_x,hc+(view_yScale*190)+view_y);
vertex(wc+(view_xScale*226)+view_x,hc+(view_yScale*191)+view_y);
vertex(wc+(view_xScale*226)+view_x,hc+(view_yScale*192)+view_y);
vertex(wc+(view_xScale*225)+view_x,hc+(view_yScale*194)+view_y);
vertex(wc+(view_xScale*225)+view_x,hc+(view_yScale*196)+view_y);
vertex(wc+(view_xScale*223)+view_x,hc+(view_yScale*197)+view_y);
endShape(CLOSE);

beginShape();
vertex(wc+(view_xScale*154)+view_x,hc+(view_yScale*228)+view_y);
vertex(wc+(view_xScale*149)+view_x,hc+(view_yScale*225)+view_y);
vertex(wc+(view_xScale*149)+view_x,hc+(view_yScale*223)+view_y);
vertex(wc+(view_xScale*150)+view_x,hc+(view_yScale*220)+view_y);
vertex(wc+(view_xScale*151)+view_x,hc+(view_yScale*218)+view_y);
vertex(wc+(view_xScale*151)+view_x,hc+(view_yScale*215)+view_y);
vertex(wc+(view_xScale*151)+view_x,hc+(view_yScale*212)+view_y);
vertex(wc+(view_xScale*154)+view_x,hc+(view_yScale*210)+view_y);
vertex(wc+(view_xScale*155)+view_x,hc+(view_yScale*209)+view_y);
vertex(wc+(view_xScale*157)+view_x,hc+(view_yScale*211)+view_y);
vertex(wc+(view_xScale*159)+view_x,hc+(view_yScale*210)+view_y);
vertex(wc+(view_xScale*161)+view_x,hc+(view_yScale*210)+view_y);
vertex(wc+(view_xScale*163)+view_x,hc+(view_yScale*210)+view_y);
vertex(wc+(view_xScale*163)+view_x,hc+(view_yScale*211)+view_y);
vertex(wc+(view_xScale*164)+view_x,hc+(view_yScale*211)+view_y);
vertex(wc+(view_xScale*167)+view_x,hc+(view_yScale*212)+view_y);
vertex(wc+(view_xScale*172)+view_x,hc+(view_yScale*210)+view_y);
vertex(wc+(view_xScale*175)+view_x,hc+(view_yScale*208)+view_y);
vertex(wc+(view_xScale*181)+view_x,hc+(view_yScale*207)+view_y);
vertex(wc+(view_xScale*183)+view_x,hc+(view_yScale*208)+view_y);
vertex(wc+(view_xScale*184)+view_x,hc+(view_yScale*212)+view_y);
vertex(wc+(view_xScale*185)+view_x,hc+(view_yScale*212)+view_y);
vertex(wc+(view_xScale*187)+view_x,hc+(view_yScale*212)+view_y);
vertex(wc+(view_xScale*189)+view_x,hc+(view_yScale*213)+view_y);
vertex(wc+(view_xScale*192)+view_x,hc+(view_yScale*215)+view_y);
vertex(wc+(view_xScale*199)+view_x,hc+(view_yScale*216)+view_y);
vertex(wc+(view_xScale*201)+view_x,hc+(view_yScale*216)+view_y);
vertex(wc+(view_xScale*203)+view_x,hc+(view_yScale*218)+view_y);
vertex(wc+(view_xScale*202)+view_x,hc+(view_yScale*221)+view_y);
vertex(wc+(view_xScale*206)+view_x,hc+(view_yScale*223)+view_y);
vertex(wc+(view_xScale*206)+view_x,hc+(view_yScale*225)+view_y);
vertex(wc+(view_xScale*206)+view_x,hc+(view_yScale*227)+view_y);
vertex(wc+(view_xScale*204)+view_x,hc+(view_yScale*230)+view_y);
endShape(CLOSE);

beginShape();
vertex(wc+(view_xScale*230)+view_x,hc+(view_yScale*234)+view_y);
vertex(wc+(view_xScale*226)+view_x,hc+(view_yScale*228)+view_y);
vertex(wc+(view_xScale*226)+view_x,hc+(view_yScale*226)+view_y);
vertex(wc+(view_xScale*228)+view_x,hc+(view_yScale*224)+view_y);
vertex(wc+(view_xScale*230)+view_x,hc+(view_yScale*225)+view_y);
vertex(wc+(view_xScale*231)+view_x,hc+(view_yScale*221)+view_y);
vertex(wc+(view_xScale*235)+view_x,hc+(view_yScale*220)+view_y);
vertex(wc+(view_xScale*250)+view_x,hc+(view_yScale*224)+view_y);
vertex(wc+(view_xScale*255)+view_x,hc+(view_yScale*222)+view_y);
vertex(wc+(view_xScale*259)+view_x,hc+(view_yScale*227)+view_y);
vertex(wc+(view_xScale*269)+view_x,hc+(view_yScale*230)+view_y);
vertex(wc+(view_xScale*270)+view_x,hc+(view_yScale*230)+view_y);
vertex(wc+(view_xScale*270)+view_x,hc+(view_yScale*237)+view_y);
endShape(CLOSE);

beginShape();
vertex(wc+(view_xScale*296)+view_x,hc+(view_yScale*237)+view_y);
vertex(wc+(view_xScale*294)+view_x,hc+(view_yScale*231)+view_y);
vertex(wc+(view_xScale*297)+view_x,hc+(view_yScale*227)+view_y);
vertex(wc+(view_xScale*298)+view_x,hc+(view_yScale*225)+view_y);
vertex(wc+(view_xScale*297)+view_x,hc+(view_yScale*223)+view_y);
vertex(wc+(view_xScale*298)+view_x,hc+(view_yScale*220)+view_y);
vertex(wc+(view_xScale*300)+view_x,hc+(view_yScale*219)+view_y);
vertex(wc+(view_xScale*303)+view_x,hc+(view_yScale*217)+view_y);
vertex(wc+(view_xScale*305)+view_x,hc+(view_yScale*215)+view_y);
vertex(wc+(view_xScale*307)+view_x,hc+(view_yScale*215)+view_y);
vertex(wc+(view_xScale*316)+view_x,hc+(view_yScale*216)+view_y);
vertex(wc+(view_xScale*318)+view_x,hc+(view_yScale*216)+view_y);
vertex(wc+(view_xScale*322)+view_x,hc+(view_yScale*214)+view_y);
vertex(wc+(view_xScale*324)+view_x,hc+(view_yScale*215)+view_y);
vertex(wc+(view_xScale*326)+view_x,hc+(view_yScale*218)+view_y);
vertex(wc+(view_xScale*332)+view_x,hc+(view_yScale*220)+view_y);
vertex(wc+(view_xScale*334)+view_x,hc+(view_yScale*219)+view_y);
vertex(wc+(view_xScale*337)+view_x,hc+(view_yScale*219)+view_y);
vertex(wc+(view_xScale*338)+view_x,hc+(view_yScale*220)+view_y);
vertex(wc+(view_xScale*339)+view_x,hc+(view_yScale*222)+view_y);
vertex(wc+(view_xScale*343)+view_x,hc+(view_yScale*221)+view_y);
vertex(wc+(view_xScale*344)+view_x,hc+(view_yScale*217)+view_y);
vertex(wc+(view_xScale*348)+view_x,hc+(view_yScale*214)+view_y);
vertex(wc+(view_xScale*350)+view_x,hc+(view_yScale*213)+view_y);
vertex(wc+(view_xScale*353)+view_x,hc+(view_yScale*213)+view_y);
vertex(wc+(view_xScale*355)+view_x,hc+(view_yScale*212)+view_y);
vertex(wc+(view_xScale*360)+view_x,hc+(view_yScale*215)+view_y);
vertex(wc+(view_xScale*363)+view_x,hc+(view_yScale*214)+view_y);
vertex(wc+(view_xScale*369)+view_x,hc+(view_yScale*213)+view_y);
vertex(wc+(view_xScale*378)+view_x,hc+(view_yScale*216)+view_y);
vertex(wc+(view_xScale*378)+view_x,hc+(view_yScale*229)+view_y);
vertex(wc+(view_xScale*378)+view_x,hc+(view_yScale*239)+view_y);
vertex(wc+(view_xScale*360)+view_x,hc+(view_yScale*244)+view_y);
vertex(wc+(view_xScale*301)+view_x,hc+(view_yScale*249)+view_y);
endShape(CLOSE)
//ENDview
}
  }



  //Wide Frame     c
  {
    //Stlying Wall
    fill(paperwhite);
    stroke(lineColour);

    //Draw Wall
    beginShape();
    vertex(c1x, c1y);
    vertex(c2x, c2y);
    vertex(c3x, c3y);
    vertex(c4x, c4y);
    beginContour();
    vertex(cB4x, cB4y);
    vertex(cB3x, cB3y);
    vertex(cB2x, cB2y);
    vertex(cB1x, cB1y);
    endContour();
    endShape(CLOSE);
  }
  //Wide Frame   bA
  {
    //Stlying
    fill(Frame);
    stroke(lineColour);

    //T
    beginShape();
    vertex(c1x, c1y);
    vertex(c2x, c2y);
    vertex(cA2x, cA2y);
    vertex(cA1x, cA1y);
    endShape(CLOSE);
    //R
    beginShape();
    vertex(c2x, c2y);
    vertex(c3x, c3y);
    vertex(cA3x, cA3y);
    vertex(cA2x, cA2y);
    endShape(CLOSE);
    //B
    beginShape();
    vertex(c3x, c3y);
    vertex(c4x, c4y);
    vertex(cA4x, cA4y);
    vertex(cA3x, cA3y);
    endShape(CLOSE);
    //L
    beginShape();
    vertex(c4x, c4y);
    vertex(c1x, c1y);
    vertex(cA1x, cA1y);
    vertex(cA4x, cA4y);
    endShape(CLOSE);
  }
  pop();

  pop();

  pop();



  //Fullscreen button
  //= fs
  {
    //roll over colour change
    if (mouseX > width - 65 && mouseX < width - 15 && mouseY > 15 && mouseY < 65) {
      buttonColour = ([255, 100]);
    } else if (displayWidth < 500 || displayHeight < 600) {
      buttonColour = ([255, 0]);
    } else {
      buttonColour = ([0, 100]);
    }

    strokeWeight(1);
    //scale variables
    let fs_sx = 1;
    let fs_sy = 1;

    //position variables
    let fs_px = width - 60;
    let fs_py = 20;

    //stlying
    noFill();
    stroke(buttonColour);

    //shows expand button
    if (!fullscreen()) {
      //topleft arrow
      beginShape();
      vertex((fs_sx * 0) + fs_px, (fs_sy * 15) + fs_py);
      vertex((fs_sx * 0) + fs_px, (fs_sy * 0) + fs_py);
      vertex((fs_sx * 15) + fs_px, (fs_sy * 0) + fs_py);
      vertex((fs_sx * 0) + fs_px, (fs_sy * 0) + fs_py);
      vertex((fs_sx * 17) + fs_px, (fs_sy * 17) + fs_py);
      endShape();
      //topright arrow
      beginShape();
      vertex((fs_sx * 25) + fs_px, (fs_sy * 0) + fs_py);
      vertex((fs_sx * 40) + fs_px, (fs_sy * 0) + fs_py);
      vertex((fs_sx * 40) + fs_px, (fs_sy * 15) + fs_py);
      vertex((fs_sx * 40) + fs_px, (fs_sy * 0) + fs_py);
      vertex((fs_sx * 23) + fs_px, (fs_sy * 17) + fs_py);
      endShape();
      //bottomright arrow
      beginShape();
      vertex((fs_sx * 40) + fs_px, (fs_sy * 25) + fs_py);
      vertex((fs_sx * 40) + fs_px, (fs_sy * 40) + fs_py);
      vertex((fs_sx * 25) + fs_px, (fs_sy * 40) + fs_py);
      vertex((fs_sx * 40) + fs_px, (fs_sy * 40) + fs_py);
      vertex((fs_sx * 23) + fs_px, (fs_sy * 23) + fs_py);
      endShape();
      //bottomleft arrow
      beginShape();
      vertex((fs_sx * 15) + fs_px, (fs_sy * 40) + fs_py);
      vertex((fs_sx * 0) + fs_px, (fs_sy * 40) + fs_py);
      vertex((fs_sx * 0) + fs_px, (fs_sy * 25) + fs_py);
      vertex((fs_sx * 0) + fs_px, (fs_sy * 40) + fs_py);
      vertex((fs_sx * 17) + fs_px, (fs_sy * 23) + fs_py);
      endShape();
    }

    //shows contract button
    stroke(buttonColour);
    if (fullscreen()) {
      //topleft arrow
      beginShape();
      vertex((fs_sx * 0) + fs_px, (fs_sy * 0) + fs_py);
      vertex((fs_sx * 17) + fs_px, (fs_sy * 17) + fs_py);
      vertex((fs_sx * 17) + fs_px, (fs_sy * 3) + fs_py);
      vertex((fs_sx * 17) + fs_px, (fs_sy * 17) + fs_py);
      vertex((fs_sx * 3) + fs_px, (fs_sy * 17) + fs_py);
      endShape();
      //topright arrow
      beginShape();
      vertex((fs_sx * 40) + fs_px, (fs_sy * 0) + fs_py);
      vertex((fs_sx * 23) + fs_px, (fs_sy * 17) + fs_py);
      vertex((fs_sx * 23) + fs_px, (fs_sy * 3) + fs_py);
      vertex((fs_sx * 23) + fs_px, (fs_sy * 17) + fs_py);
      vertex((fs_sx * 35) + fs_px, (fs_sy * 17) + fs_py);
      endShape();
      //bottomright arrow
      beginShape();
      vertex((fs_sx * 40) + fs_px, (fs_sy * 40) + fs_py);
      vertex((fs_sx * 23) + fs_px, (fs_sy * 23) + fs_py);
      vertex((fs_sx * 23) + fs_px, (fs_sy * 35) + fs_py);
      vertex((fs_sx * 23) + fs_px, (fs_sy * 23) + fs_py);
      vertex((fs_sx * 35) + fs_px, (fs_sy * 23) + fs_py);
      endShape();
      //bottomleft arrow
      beginShape();
      vertex((fs_sx * 0) + fs_px, (fs_sy * 40) + fs_py);
      vertex((fs_sx * 17) + fs_px, (fs_sy * 23) + fs_py);
      vertex((fs_sx * 17) + fs_px, (fs_sy * 35) + fs_py);
      vertex((fs_sx * 17) + fs_px, (fs_sy * 23) + fs_py);
      vertex((fs_sx * 3) + fs_px, (fs_sy * 23) + fs_py);
      endShape();
    }
  }


  //Adjusted coordinates
  {
      // let newx = (mouseX - width / 2);
      // let newy = (mouseY - height / 2);
      // let newxScaled = (newx/scale);
      // let newyScaled = (newy/scale);
      // fill(0);
      // noStroke();
      // text('nx:' + newxScaled, 16, 20);
      // text('ny:' + newyScaled, 16, 30);
      //
      // text('x:' + mouseX, 16, 40);
      // text('y:' + mouseY, 16, 50);
      // stroke(0);
      // //New axis
      // line(width / 2, 0, width / 2, height);
      // line(0, height / 2, width, height / 2);
    }

}

function mouseReleased() {

  //Click for full screen toggle
  if (mouseX > width - 65 && mouseX < width - 15 && mouseY > 15 && mouseY < 65) {
    let fs = fullscreen();
    fullscreen(!fs);
    buttonColour = ([0, 100])

  }




  if(mouseX > (a2xC+((a1xC-a2xC)/2)) && mouseX < a2x && mouseY > a1y && mouseY < a4y && sAngle < 3){
  sAngle = sAngle + 1
  }
  if(mouseX > a1x && mouseX < (a2xC+((a1xC-a2xC)/2)) && mouseY > a1y && mouseY < a4y && sAngle > -3){
  sAngle = sAngle - 1
  }

    if(mouseX > (b2xC+((b1xC-b2xC)/2)) && mouseX < b2x && mouseY > b1y && mouseY < b4y && tAngle < 3){
  tAngle = tAngle + 1
  }
  if(mouseX > b1x && mouseX < (b2xC+((b1xC-b2xC)/2)) && mouseY > b1y && mouseY < b4y && tAngle > -3){
  tAngle = tAngle - 1
  }

    if(mouseX > (c2xC+((c1xC-c2xC)/2)) && mouseX < c2x && mouseY > c1y && mouseY < c4y && wAngle < 3){
  wAngle = wAngle + 1
  }
  if(mouseX > c1x && mouseX < (a2xC+((c1xC-c2xC)/2)) && mouseY > c1y && mouseY < c4y && wAngle > -3){
  wAngle = wAngle - 1
  }

  print(tAngle);


  if(mouseX > a1x && mouseX < a2x && mouseY > a1y && mouseY < a4y && wAngle == 0 && sAngle == 0 && tAngle == 0){
    tAngle = tAngle + randomTilt
  }

    if(mouseX > b1x && mouseX < b2x && mouseY > b1y && mouseY < b4y && wAngle == 0 && sAngle == 0 && tAngle == 0){
    wAngle = wAngle + randomTilt
  }

      if(mouseX > c1x && mouseX < c2x && mouseY > c1y && mouseY < c4y && wAngle == 0 && sAngle == 0 && tAngle == 0){
    sAngle = sAngle + randomTilt
  }
}
